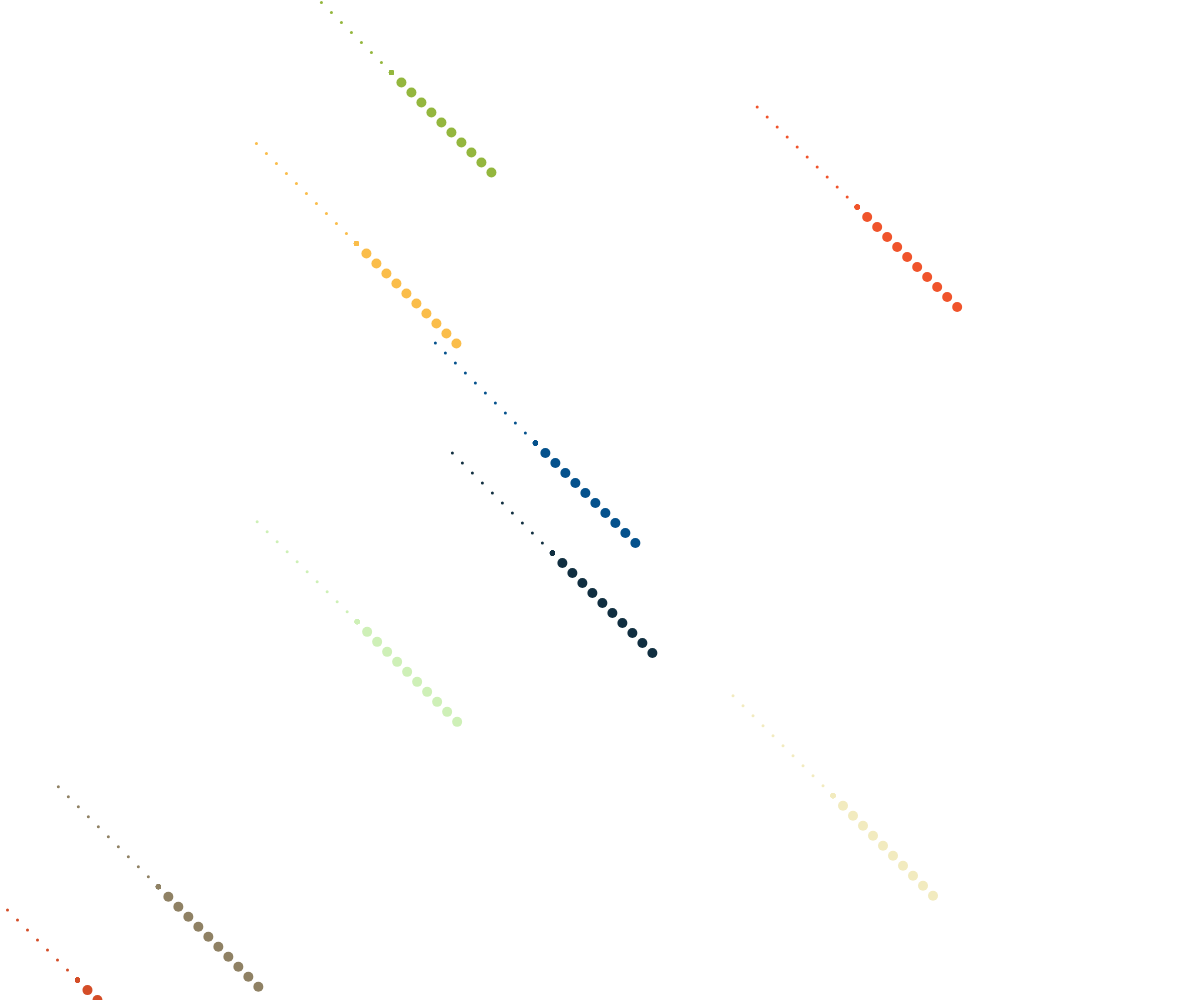
Frame 1 (no input)
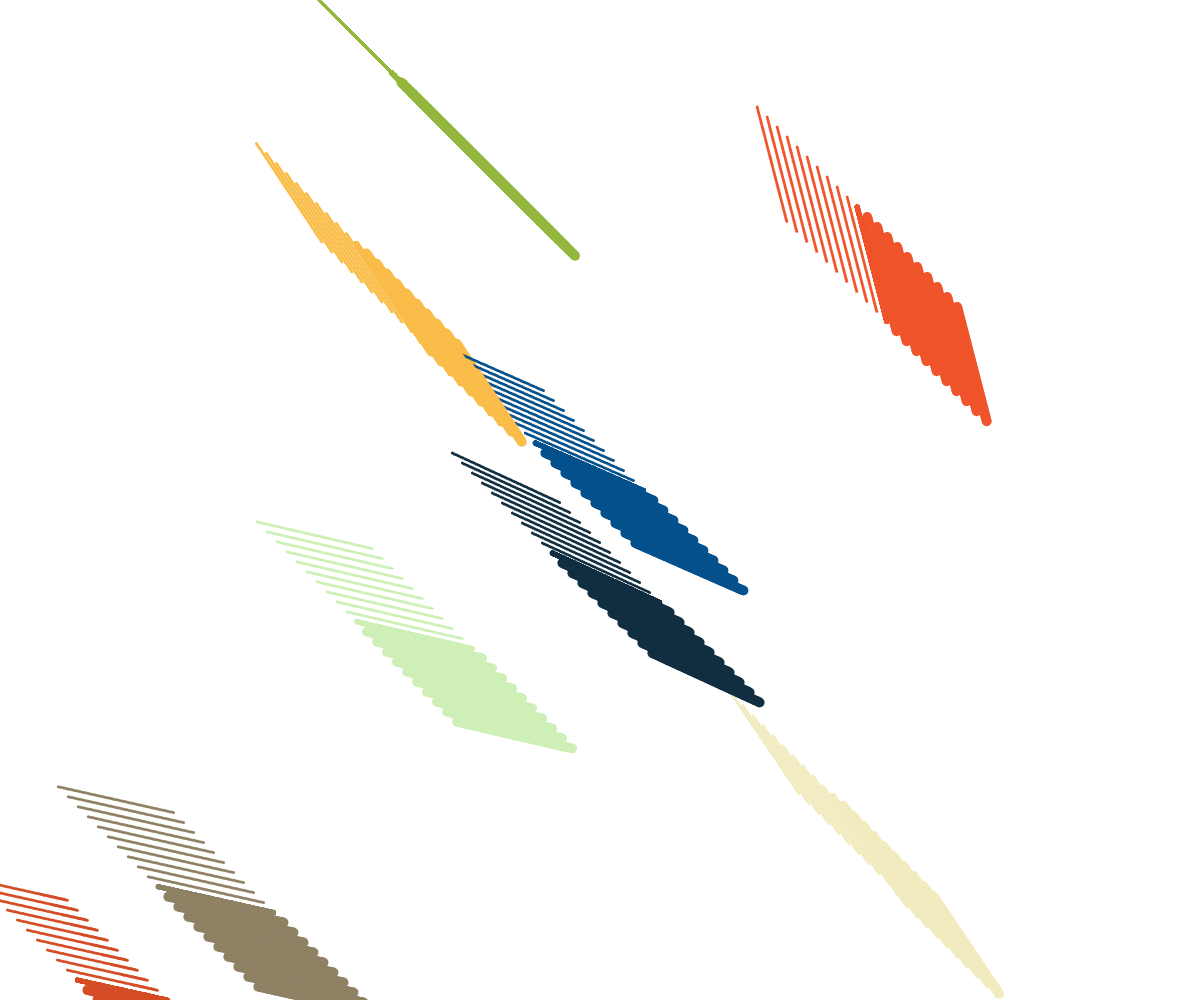
Frame 60 (no input)
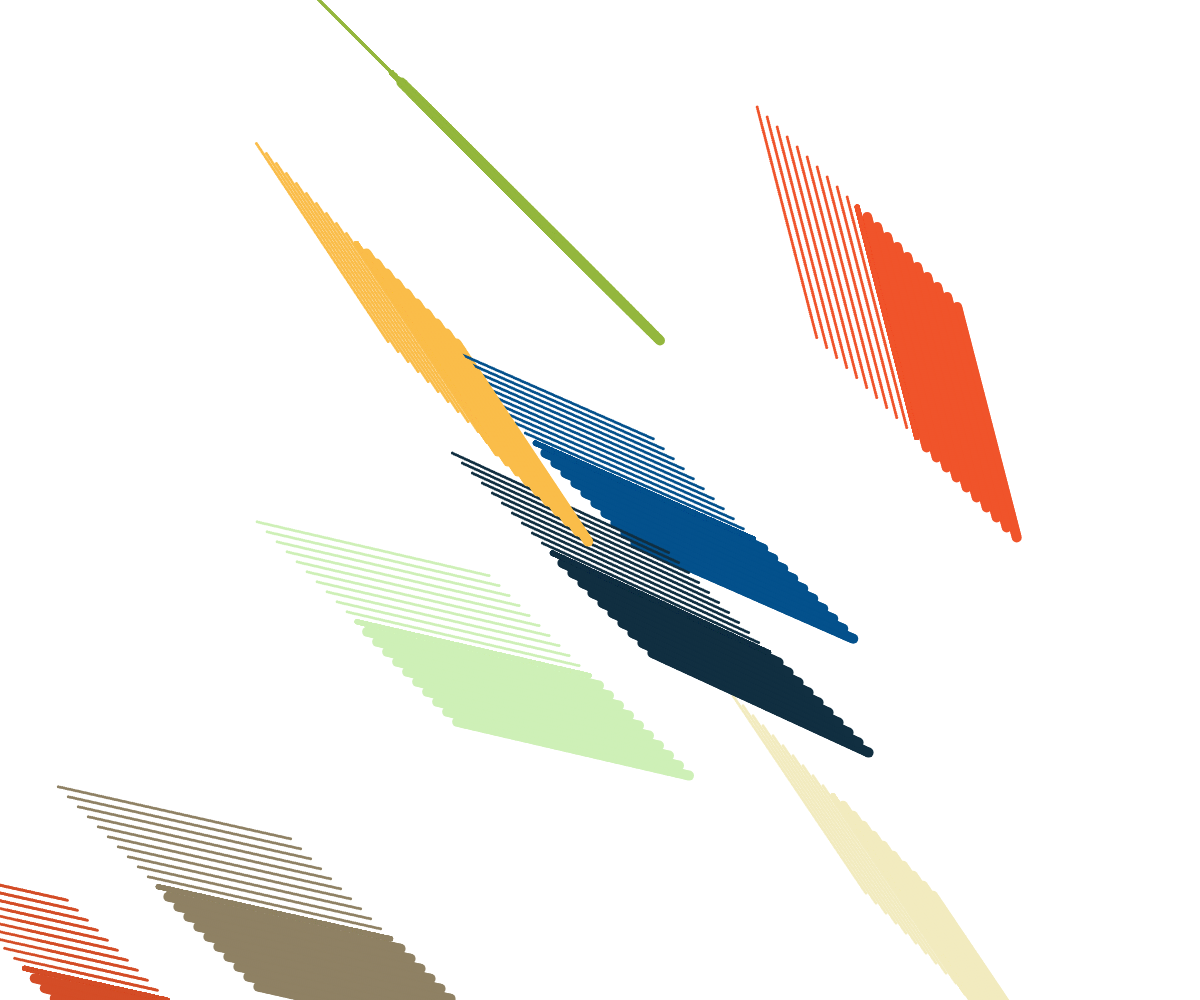
Frame 120 (the mouse pressed at the canvas centre since frame 60)

The p5.js sketch that drew these frames (run headless with seeded random() and noise() and a simulated clock; from frame 60 on, the mouse is pressed at the canvas centre):

// p5.js sketch
// ── sketch.js
let writers = [];
const numWriters = 10;

function Writero(_startX, _startY) {
  const position = createVector(_startX, _startY);
  const clr = random(colors);

  const numInsiders = 10;

  const getDirection = (x, y) => {
    // top left => bottom right
    if (x < width / 2 && y < height / 2) {
      return createVector(random((width / 2) * 2), random((height / 2) * 2));
    }

    // top right -> bottom left
    if (x > width / 2 && y < height / 2) {
      return createVector(random(width / 2), random((height / 2) * 2));
    }

    // bottom left => top right
    if (x < width / 2 && y > height / 2) {
      return createVector(random((width / 2) * 2), random(height / 2));
    }

    // bottom right => top left
    if (x > width / 2 && y > height / 2) {
      return createVector(random(width / 2), random(height / 2));
    }
  };

  const direction = getDirection(position.x, position.y).normalize().mult(2);
  const dirpl = false;

  const draw = () => {
    fill(clr);
    for (let i = 1; i <= numInsiders; i++) {
      circle(position.x, position.y, 5);
      circle(position.x - i * 10, position.y - i * 10, 3);
      circle(position.x + i * 10, position.y + i * 10, 10);
    }
    position.add(direction);

    if (
      position.x >= width ||
      position.y >= height ||
      position.x < 0 ||
      position.y < 0
    ) {
      direction.mult(-1);
    }

    // console.log(position.x, position.y);
  };

  return { draw };
}

function setup() {
  createCanvas(windowWidth, windowHeight);

  for (let i = 0; i < numWriters; i++) {
    writers.push(Writero(random(width), random(height)));
  }
}

function draw() {
  noStroke();
  writers.forEach((w) => w.draw());
}

// ── colors.js
var colors = [
  '#E6E2AF',
  '#A7A37E',
  '#EFECCA',
  '#046380',
  '002F2F',
  '#468966',
  '#FFF0A5',
  '#FFB03B',
  '#B64926',
  '8E2800',
  '#FCFFF5',
  '#D1DBBD',
  '#91AA9D',
  '#3E606F',
  '193441',
  '#FF6138',
  '#FFFF9D',
  '#BEEB9F',
  '#79BD8F',
  '00A388',
  '#105B63',
  '#FFFAD5',
  '#FFD34E',
  '#DB9E36',
  'BD4932',
  '#225378',
  '#1695A3',
  '#ACF0F2',
  '#F3FFE2',
  'EB7F00',
  '#2C3E50',
  '#E74C3C',
  '#ECF0F1',
  '#3498DB',
  '2980B9',
  '#000000',
  '#263248',
  '#7E8AA2',
  '#FFFFFF',
  'FF9800',
  '#004358',
  '#1F8A70',
  '#BEDB39',
  '#FFE11A',
  'FD7400',
  '#DC3522',
  '#D9CB9E',
  '#374140',
  '#2A2C2B',
  '1E1E20',
  '#7D8A2E',
  '#C9D787',
  '#FFFFFF',
  '#FFC0A9',
  'FF8598',
  '#B9121B',
  '#4C1B1B',
  '#F6E497',
  '#FCFAE1',
  'BD8D46',
  '#2E0927',
  '#D90000',
  '#FF2D00',
  '#FF8C00',
  '04756F',
  '#595241',
  '#B8AE9C',
  '#FFFFFF',
  '#ACCFCC',
  '8A0917',
  '#10222B',
  '#95AB63',
  '#BDD684',
  '#E2F0D6',
  'F6FFE0',
  '#F6F792',
  '#333745',
  '#77C4D3',
  '#DAEDE2',
  'EA2E49',
  '#703030',
  '#2F343B',
  '#7E827A',
  '#E3CDA4',
  'C77966',
  '#2F2933',
  '#01A2A6',
  '#29D9C2',
  '#BDF271',
  'FFFFA6',
  '#D8CAA8',
  '#5C832F',
  '#284907',
  '#382513',
  '363942',
  '#FFF8E3',
  '#CCCC9F',
  '#33332D',
  '#9FB4CC',
  'DB4105',
  '#85DB18',
  '#CDE855',
  '#F5F6D4',
  '#A7C520',
  '493F0B',
  '#04BFBF',
  '#CAFCD8',
  '#F7E967',
  '#A9CF54',
  '588F27',
  '#292929',
  '#5B7876',
  '#8F9E8B',
  '#F2E6B6',
  '412A22',
  '#332532',
  '#644D52',
  '#F77A52',
  '#FF974F',
  'A49A87',
  '#405952',
  '#9C9B7A',
  '#FFD393',
  '#FF974F',
  'F54F29',
  '#2B3A42',
  '#3F5765',
  '#BDD4DE',
  '#EFEFEF',
  'FF530D',
  '#962D3E',
  '#343642',
  '#979C9C',
  '#F2EBC7',
  '348899',
  '#96CA2D',
  '#B5E655',
  '#EDF7F2',
  '#4BB5C1',
  '7FC6BC',
  '#1C1D21',
  '#31353D',
  '#445878',
  '#92CDCF',
  'EEEFF7',
  '#3E454C',
  '#2185C5',
  '#7ECEFD',
  '#FFF6E5',
  'FF7F66',
  '#00585F',
  '#009393',
  '#FFFCC4',
  '#F0EDBB',
  'FF3800',
  '#B4AF91',
  '#787746',
  '#40411E',
  '#32331D',
  'C03000',
  '#63A69F',
  '#F2E1AC',
  '#F2836B',
  '#F2594B',
  'CD2C24',
  '#88A825',
  '#35203B',
  '#911146',
  '#CF4A30',
  'ED8C2B',
  '#F2385A',
  '#F5A503',
  '#E9F1DF',
  '#4AD9D9',
  '36B1BF',
  '#CFC291',
  '#FFF6C5',
  '#A1E8D9',
  '#FF712C',
  '695D46',
  '#FF5335',
  '#B39C85',
  '#306E73',
  '#3B424D',
  '1D181F',
  '#000000',
  '#333333',
  '#FF358B',
  '#01B0F0',
  'AEEE00',
  '#E8E595',
  '#D0A825',
  '#40627C',
  '#26393D',
  'FFFAE4',
  '#E7E8D1',
  '#D3CEAA',
  '#FBF7E4',
  '#424242',
  '8E001C',
  '#354242',
  '#ACEBAE',
  '#FFFF9D',
  '#C9DE55',
  '7D9100',
  '#2F2933',
  '#01A2A6',
  '#29D9C2',
  '#BDF271',
  'FFFFA6',
  '#DDDCC5',
  '#958976',
  '#611427',
  '#1D2326',
  '6A6A61',
  '#6C6E58',
  '#3E423A',
  '#417378',
  '#A4CFBE',
  'F4F7D9',
  '#E1E6FA',
  '#C4D7ED',
  '#ABC8E2',
  '#375D81',
  '183152',
  '#6B0C22',
  '#D9042B',
  '#F4CB89',
  '#588C8C',
  '011C26',
  '#304269',
  '#91BED4',
  '#D9E8F5',
  '#FFFFFF',
  'F26101',
  '#96CEB4',
  '#FFEEAD',
  '#FF6F69',
  '#FFCC5C',
  'AAD8B0',
  '#B0CC99',
  '#677E52',
  '#B7CA79',
  '#F6E8B1',
  '89725B',
  '#334D5C',
  '#45B29D',
  '#EFC94C',
  '#E27A3F',
  'DF5A49',
  '#16193B',
  '#35478C',
  '#4E7AC7',
  '#7FB2F0',
  'ADD5F7',
  '#00261C',
  '#044D29',
  '#168039',
  '#45BF55',
  '96ED89',
  '#36362C',
  '#5D917D',
  '#A8AD80',
  '#E6D4A7',
  '825534',
  '#F9E4AD',
  '#E6B098',
  '#CC4452',
  '#723147',
  '31152B',
  '#2C3E50',
  '#FC4349',
  '#D7DADB',
  '#6DBCDB',
  'FFFFFF',
  '#002635',
  '#013440',
  '#AB1A25',
  '#D97925',
  'EFE7BE',
  '#FF8000',
  '#FFD933',
  '#CCCC52',
  '#8FB359',
  '192B33',
  '#272F32',
  '#9DBDC6',
  '#FFFFFF',
  '#FF3D2E',
  'DAEAEF',
  '#B8ECD7',
  '#083643',
  '#B1E001',
  '#CEF09D',
  '476C5E',
  '#002F32',
  '#42826C',
  '#A5C77F',
  '#FFC861',
  'C84663',
  '#5C4B51',
  '#8CBEB2',
  '#F2EBBF',
  '#F3B562',
  'F06060',
  '#5A1F00',
  '#D1570D',
  '#FDE792',
  '#477725',
  'A9CC66',
  '#5E0042',
  '#2C2233',
  '#005869',
  '#00856A',
  '8DB500',
  '#52656B',
  '#FF3B77',
  '#CDFF00',
  '#FFFFFF',
  'B8B89F',
  '#801637',
  '#047878',
  '#FFB733',
  '#F57336',
  'C22121',
  '#730046',
  '#BFBB11',
  '#FFC200',
  '#E88801',
  'C93C00',
  '#24221F',
  '#363F45',
  '#4B5F6D',
  '#5E7C88',
  'FEB41C',
  '#E64661',
  '#FFA644',
  '#998A2F',
  '#2C594F',
  '002D40',
  '#C24704',
  '#D9CC3C',
  '#FFEB79',
  '#A0E0A9',
  '00ADA7',
  '#484A47',
  '#C1CE96',
  '#ECEBF0',
  '#687D77',
  '353129',
  '#588C7E',
  '#F2E394',
  '#F2AE72',
  '#D96459',
  '8C4646',
  '#BAB293',
  '#A39770',
  '#EFE4BD',
  '#A32500',
  '2B2922',
  '#6A7059',
  '#FDEEA7',
  '#9BCC93',
  '#1A9481',
  '003D5C',
  '#174C4F',
  '#207178',
  '#FF9666',
  '#FFE184',
  'F5E9BE',
  '#D5FBFF',
  '#9FBCBF',
  '#647678',
  '#2F3738',
  '59D8E6',
  '#DB5800',
  '#FF9000',
  '#F0C600',
  '#8EA106',
  '59631E',
  '#450003',
  '#5C0002',
  '#94090D',
  '#D40D12',
  'FF1D23',
  '#211426',
  '#413659',
  '#656F8C',
  '#9BBFAB',
  'F2EFDF',
  '#EA6045',
  '#F8CA4D',
  '#F5E5C0',
  '#3F5666',
  '2F3440',
  '#F2F2F2',
  '#C6E070',
  '#91C46C',
  '#287D7D',
  '1C344D',
  '#334D5C',
  '#45B29D',
  '#EFC94C',
  '#E27A3F',
  'DF5A49',
  '#705B35',
  '#C7B07B',
  '#E8D9AC',
  '#FFF6D9',
  '570026',
  '#F7F2B2',
  '#ADCF4F',
  '#84815B',
  '#4A1A2C',
  '8E3557',
  '#1A1F2B',
  '#30395C',
  '#4A6491',
  '#85A5CC',
  'D0E4F2',
  '#25064D',
  '#36175E',
  '#553285',
  '#7B52AB',
  '9768D1',
  '#004056',
  '#2C858D',
  '#74CEB7',
  '#C9FFD5',
  'FFFFCB',
  '#CFCA4C',
  '#FCF5BF',
  '#9FE5C2',
  '#5EB299',
  '745A33',
  '#776045',
  '#A8C545',
  '#DFD3B6',
  '#FFFFFF',
  '0092B2',
  '#CC3910',
  '#F1F2C0',
  '#CCC59E',
  '#8FA68E',
  '332F29',
  '#FF6600',
  '#C13B00',
  '#5E6D70',
  '#424E4F',
  '1B1D1E',
  '#690011',
  '#BF0426',
  '#CC2738',
  '#F2D99C',
  'E5B96F',
  '#1B1D26',
  '#425955',
  '#778C7A',
  '#F1F2D8',
  'BFBD9F',
  '#F6B1C3',
  '#F0788C',
  '#DE264C',
  '#BC0D35',
  'A20D1E',
  '#597533',
  '#332F28',
  '#61B594',
  '#E6DEA5',
  'C44E18',
  '#3FB8AF',
  '#7FC7AF',
  '#DAD8A7',
  '#FF9E9D',
  'FF3D7F',
  '#0F2D40',
  '#194759',
  '#296B73',
  '#3E8C84',
  'D8F2F0',
  '#42282F',
  '#74A588',
  '#D6CCAD',
  '#DC9C76',
  'D6655A',
  '#002A4A',
  '#17607D',
  '#FFF1CE',
  '#FF9311',
  'D64700',
  '#003056',
  '#04518C',
  '#00A1D9',
  '#47D9BF',
  'F2D03B',
  '#13140F',
  '#D4FF00',
  '#E4FFE6',
  '#68776C',
  '00D6DD',
  '#FCFAD0',
  '#A1A194',
  '#5B605F',
  '#464646',
  'A90641',
  '#289976',
  '#67CC8E',
  '#B1FF91',
  '#FFE877',
  'FF5600',
  '#302B1D',
  '#3F522B',
  '#737D26',
  '#A99E46',
  'D9CB84',
  '#56626B',
  '#6C9380',
  '#C0CA55',
  '#F07C6C',
  'AD5472',
  '#32450C',
  '#717400',
  '#DC8505',
  '#EC5519',
  'BE2805',
  '#C7B773',
  '#E3DB9A',
  '#F5FCD0',
  '#B1C2B3',
  '778691',
  '#E83A25',
  '#FFE9A3',
  '#98CC96',
  '#004563',
  '191B28',
  '#3399CC',
  '#67B8DE',
  '#91C9E8',
  '#B4DCED',
  'E8F8FF',
  '#1A212C',
  '#1D7872',
  '#71B095',
  '#DEDBA7',
  'D13F32',
  '#7D2A35',
  '#CC9258',
  '#917A56',
  '#B4BA6C',
  'FEFFC2',
  '#E7E9D1',
  '#D3D4AA',
  '#FCFAE6',
  '#444444',
  '901808',
  '#FFFFFF',
  '#AEAEAE',
  '#E64C66',
  '#2D3E50',
  '1BBC9B',
  '#E0FFB3',
  '#61C791',
  '#31797D',
  '#2A2F36',
  'F23C55',
  '#EB5937',
  '#1C1919',
  '#403D3C',
  '#456F74',
  'D3CBBD',
  '#E6DD00',
  '#8CB302',
  '#008C74',
  '#004C66',
  '332B40',
  '#14A697',
  '#F2C12E',
  '#F29D35',
  '#F27649',
  'F25252',
  '#261822',
  '#40152A',
  '#731630',
  '#CC1E2C',
  'FF5434',
  '#261F27',
  '#FEE169',
  '#CDD452',
  '#F9722E',
  'C9313D',
  '#5C4B51',
  '#8CBEB2',
  '#F2EBBF',
  '#F3B562',
  'F06060',
  '#2F3837',
  '#C5C7B6',
  '#FFF8D3',
  '#4C493E',
  '222028',
  '#E3CBAC',
  '#9C9985',
  '#C46D3B',
  '#788880',
  '324654',
  '#3F0B1B',
  '#7A1631',
  '#CF423C',
  '#FC7D49',
  'FFD462',
  '#14212B',
  '#293845',
  '#4F6373',
  '#8F8164',
  'D9D7AC',
  '#98A89E',
  '#BAC0AC',
  '#FAFAC6',
  '#FF4411',
  'D40015',
  '#FEFFFF',
  '#3C3F36',
  '#9FB03E',
  '#EBE9DC',
  '72918B',
  '#CC6B32',
  '#FFAB48',
  '#FFE7AD',
  '#A7C9AE',
  '888A63',
  '#262526',
  '#404040',
  '#8C8979',
  '#F2F2F2',
  'F60A20',
  '#00305A',
  '#004B8D',
  '#0074D9',
  '#4192D9',
  '7ABAF2',
  '#0C273D',
  '#54D0ED',
  '#FFFEF1',
  '#70B85D',
  '2C5E2E',
  '#4C1B33',
  '#EFE672',
  '#98A942',
  '#2D6960',
  '141D14',
  '#2F3540',
  '#666A73',
  '#F2EDE4',
  '#D9D1C7',
  '8C8681',
  '#0D1F30',
  '#3B6670',
  '#8BADA3',
  '#F0E3C0',
  'DB6C0F',
  '#FFBC67',
  '#DA727E',
  '#AC6C82',
  '#685C79',
  '455C7B',
  '#092140',
  '#024959',
  '#F2C777',
  '#F24738',
  'BF2A2A',
  '#133463',
  '#365FB7',
  '#799AE0',
  '#F4EFDC',
  'BA9B65',
  '#C4D4CB',
  '#55665E',
  '#30282A',
  '#542733',
  'E84167',
  '#CDDEC6',
  '#4DAAAB',
  '#1E4F6A',
  '#2A423C',
  '93A189',
  '#EF5411',
  '#FA5B0F',
  '#FF6517',
  '#FF6D1F',
  'FF822E',
  '#41434A',
  '#6E9489',
  '#DEDCC3',
  '#F2F1E9',
  '877963',
  '#292929',
  '#2BBFBD',
  '#F2B33D',
  '#F29B30',
  'F22E2E',
  '#F2385A',
  '#F5A503',
  '#E9F1DF',
  '#56D9CD',
  '3AA1BF',
  '#D5F8B4',
  '#A6E3A8',
  '#8A9A85',
  '#7E566B',
  '422335',
  '#3CBAC8',
  '#93EDD4',
  '#F3F5C4',
  '#F9CB8F',
  'F19181',
  '#979926',
  '#38CCB5',
  '#EEFF8E',
  '#FFD767',
  'CC2A09',
  '#404040',
  '#024959',
  '#037E8C',
  '#F2EFDC',
  'F24C27',
  '#94B34D',
  '#D3FF82',
  '#363D52',
  '#121D2B',
  '111B1C',
  '#282E33',
  '#25373A',
  '#164852',
  '#495E67',
  'FF3838',
  '#313732',
  '#8AA8B0',
  '#DEDEDE',
  '#FFFFFF',
  'F26101',
  '#FFFFFF',
  '#E5E1D1',
  '#52616D',
  '#2C343B',
  'C44741',
  '#FFF6B8',
  '#ABCCA7',
  '#403529',
  '#7A5E2F',
  'A68236',
  '#4F1025',
  '#C5003E',
  '#D9FF5B',
  '#78AA00',
  '15362D',
  '#49404F',
  '#596166',
  '#D1FFCD',
  '#A9BD8B',
  '948A54',
  '#FF2151',
  '#FF7729',
  '#FFAD29',
  '#FFEBCA',
  '1AB58A',
  '#73603D',
  '#BF8A49',
  '#F2CA80',
  '#5E5A59',
  '0D0D0D',
  '#3D4C53',
  '#70B7BA',
  '#F1433F',
  '#E7E1D4',
  'FFFFFF',
  '#006D8D',
  '#008A6E',
  '#549E39',
  '#8AB833',
  'C0CF3A',
  '#BDDFB3',
  '#2BAA9C',
  '#2F2E2E',
  '#0F2625',
  '465F3F',
  '#F2F2F2',
  '#BF0404',
  '#8C0303',
  '#590202',
  '400101',
  '#76A19A',
  '#272123',
  '#A68D60',
  '#B0C5BB',
  'D9593D',
  '#0E3D59',
  '#88A61B',
  '#F29F05',
  '#F25C05',
  'D92525',
  '#C1E1ED',
  '#76C7C6',
  '#273D3B',
  '#131A19',
  'E35C14',
  '#2D112C',
  '#530031',
  '#820233',
  '#CA293E',
  'EF4339',
  '#AF7575',
  '#EFD8A1',
  '#BCD693',
  '#AFD7DB',
  '3D9CA8',
  '#D74B4B',
  '#DCDDD8',
  '#475F77',
  '#354B5E',
  'FFFFFF',
  '#FFF6C9',
  '#C8E8C7',
  '#A4DEAB',
  '#85CC9F',
  '499E8D',
  '#229396',
  '#8BA88F',
  '#C7C5A7',
  '#F0DFD0',
  'F23C3C',
  '#57385C',
  '#A75265',
  '#EC7263',
  '#FEBE7E',
  'FFEDBC',
  '#96526B',
  '#D17869',
  '#EBAD60',
  '#F5CF66',
  '8BAB8D',
  '#0D1C33',
  '#17373C',
  '#2B6832',
  '#4F9300',
  'A1D700',
  '#1B2B32',
  '#37646F',
  '#A3ABAF',
  '#E1E7E8',
  'B22E2F',
  '#C5D9B2',
  '#53A194',
  '#572C2C',
  '#3D2324',
  '695A3B',
  '#425957',
  '#81AC8B',
  '#F2E5A2',
  '#F89883',
  'D96666',
  '#002E40',
  '#2A5769',
  '#FFFFFF',
  '#FABD4A',
  'FA9600',
  '#FFFEFC',
  '#E2E3DF',
  '#515B5E',
  '#2E3233',
  'CAF200',
  '#FFF0A3',
  '#B8CC6E',
  '#4B6000',
  '#E4F8FF',
  '004460',
  '#3B596A',
  '#427676',
  '#3F9A82',
  '#A1CD73',
  'ECDB60',
  '#F2E6CE',
  '#8AB39F',
  '#606362',
  '#593325',
  '1D1D1F',
  '#212B40',
  '#C2E078',
  '#FFFFFF',
  '#BADCDD',
  '547B97',
  '#0B3C4D',
  '#0E5066',
  '#136480',
  '#127899',
  '1A8BB3',
  '#222130',
  '#464D57',
  '#D4E8D3',
  '#FFFCFB',
  'ED8917',
  '#B33600',
  '#FF8A00',
  '#FFC887',
  '#CC5400',
  'B31E00',
  '#012530',
  '#28544B',
  '#ACBD86',
  '#FFD6A0',
  'FF302C',
  '#2E95A3',
  '#50B8B4',
  '#C6FFFA',
  '#E2FFA8',
  'D6E055',
  '#112F41',
  '#068587',
  '#4FB99F',
  '#F2B134',
  'ED553B',
  '#202B30',
  '#4E7178',
  '#4FA9B8',
  '#74C0CF',
  'F1F7E2',
  '#302B2F',
  '#696153',
  '#FFA600',
  '#9BB58F',
  'FFD596',
  '#458C6B',
  '#F2D8A7',
  '#D9A86C',
  '#D94436',
  'A62424',
  '#22475E',
  '#75B08A',
  '#F0E797',
  '#FF9D84',
  'FF5460',
  '#FFAA5C',
  '#DA727E',
  '#AC6C82',
  '#685C79',
  '455C7B',
  '#686E75',
  '#9BAAC1',
  '#82787B',
  '#E4F1DB',
  'AAC19B',
  '#F0C755',
  '#E2AD3B',
  '#BF5C00',
  '#901811',
  '5C110F',
  '#FFFBDC',
  '#BFBCA5',
  '#7F7D6E',
  '#3F3E37',
  'E5E2C6',
  '#BEBEBE',
  '#F1E4D8',
  '#594735',
  '#94C7BA',
  'D8F1E4',
  '#1B1E26',
  '#F2EFBD',
  '#B6D051',
  '#70A99A',
  '2F6D7A',
  '#F7E4A2',
  '#A7BD5B',
  '#DC574E',
  '#8DC7B8',
  'ED9355',
  '#70E8CB',
  '#FFE9C7',
  '#FF5B5B',
  '#545454',
  '2D2D2F',
  '#17111A',
  '#321433',
  '#660C47',
  '#B33467',
  'CCBB51',
  '#2B2E2E',
  '#595855',
  '#A2ABA5',
  '#CAE6E8',
  '313F54',
  '#023B47',
  '#295E52',
  '#F2E085',
  '#FCAB55',
  'EE7F38',
  '#302C29',
  '#D1D1BC',
  '#A7C4BB',
  '#6C8C84',
  '466964',
  '#212629',
  '#067778',
  '#49B8A8',
  '#85EDB6',
  'D9E5CD',
  '#334D5C',
  '#45B29D',
  '#EFC94C',
  '#E27A3F',
  'DF4949',
  '#2C3E50',
  '#FC4349',
  '#6DBCDB',
  '#D7DADB',
  'FFFFFF',
  '#35262D',
  '#FFFBFF',
  '#E8ECED',
  '#A4B7BB',
  '76A0B0',
  '#61E8D2',
  '#FCEEB9',
  '#302F25',
  '#704623',
  'BBE687',
  '#E1E6B9',
  '#C4D7A4',
  '#ABC8A4',
  '#375D3B',
  '183128',
  '#C98B2F',
  '#803C27',
  '#C56520',
  '#E1B41B',
  '807916',
  '#A3D9B0',
  '#93BF9E',
  '#F2F0D5',
  '#8C8474',
  '40362E',
  '#524656',
  '#CF4747',
  '#EA7A58',
  '#E4DCCB',
  'A6C4BC',
  '#5C2849',
  '#A73E5C',
  '#EC4863',
  '#FFDA66',
  '1FCECB',
  '#0EEAFF',
  '#15A9FA',
  '#1B76FF',
  '#1C3FFD',
  '2C1DFF',
  '#010000',
  '#393845',
  '#9B96A3',
  '#5C0009',
  '940315',
  '#468071',
  '#FFE87A',
  '#FFCA53',
  '#FF893B',
  'E62738',
  '#404040',
  '#024959',
  '#037E8C',
  '#F2EFDC',
  'F24C27',
  '#FF765E',
  '#C2AE8B',
  '#FCCF65',
  '#FFE5C6',
  'B7BDC4',
  '#003647',
  '#00717D',
  '#F2D8A7',
  '#A4A66A',
  '515932',
  '#FAFAC0',
  '#C4BE90',
  '#8C644C',
  '#594D37',
  '293033',
  '#2B3A42',
  '#3F5765',
  '#BDD4DE',
  '#EFEFEF',
  'E74C3C',
  '#3B3B3B',
  '#A8877E',
  '#FFA49D',
  '#FF7474',
  'FF476C',
  '#0A3A4A',
  '#196674',
  '#33A6B2',
  '#9AC836',
  'D0E64B',
  '#FFA340',
  '#38001C',
  '#571133',
  '#017A74',
  '00C2BA',
  '#DCEBDD',
  '#A0D5D6',
  '#789AA1',
  '#304345',
  'AD9A27',
  '#588C7E',
  '#F2E394',
  '#F2AE72',
  '#D96459',
  '8C4646',
  '#F0E6B1',
  '#B5D6AA',
  '#99A37A',
  '#70584B',
  '3D3536',
  '#2F400D',
  '#8CBF26',
  '#A8CA65',
  '#E8E5B0',
  '419184',
  '#010712',
  '#13171F',
  '#1C1F26',
  '#24262D',
  '961227',
  '#403F33',
  '#6E755F',
  '#AFC2AA',
  '#FFDEA1',
  'E64C10',
  '#C74029',
  '#FAE8CD',
  '#128085',
  '#385052',
  'F0AD44',
  '#CFF09E',
  '#A8DBA8',
  '#79BD9A',
  '#3B8686',
  '0B486B',
  '#E0401C',
  '#E6B051',
  '#272F30',
  '#F7EDB7',
  '9E2B20',
  '#FFE2C5',
  '#FFEEDD',
  '#FFDDAA',
  '#FFC484',
  'FFDD99',
  '#FFFFE4',
  '#F2E5BD',
  '#B9BF8E',
  '#A69F7C',
  '8C6865',
  '#5C8A2D',
  '#AFD687',
  '#FFFFFF',
  '#00C3A9',
  '008798',
  '#4F3130',
  '#FF1F3D',
  '#5BE3E3',
  '#FDFFF1',
  '8B9698',
  '#D23600',
  '#D95100',
  '#DE6D00',
  '#EE8900',
  'FCA600',
  '#FFFFFA',
  '#A1A194',
  '#5B605F',
  '#464646',
  'FF6600',
  '#F34A53',
  '#FAE3B4',
  '#AAC789',
  '#437356',
  '1E4147',
  '#2A7A8C',
  '#176273',
  '#063540',
  '#E6D9CF',
  '403D3A',
  '#21455B',
  '#567D8C',
  '#A59E8C',
  '#8C8372',
  'F2F2F2',
  '#012340',
  '#026873',
  '#83A603',
  '#BBBF45',
  'F2F0CE',
  '#FDFF98',
  '#A7DB9E',
  '#211426',
  '#6B073B',
  'DA8C25',
  '#002F36',
  '#142426',
  '#D1B748',
  '#EDDB43',
  'FFFD84',
  '#420000',
  '#600000',
  '#790000',
  '#931111',
  'BF1616',
  '#3C989E',
  '#5DB5A4',
  '#F4CDA5',
  '#F57A82',
  'ED5276',
  '#23A38F',
  '#B7C11E',
  '#EFF1C2',
  '#F0563D',
  '2E313D',
  '#F5ECD9',
  '#2BACB5',
  '#B4CCB9',
  '#E84D5B',
  '3B3B3B',
  '#A5EB3C',
  '#60C21E',
  '#159E31',
  '#53DB50',
  'C5FFCB',
  '#263138',
  '#406155',
  '#7C9C71',
  '#DBC297',
  'FF5755',
  '#0A111F',
  '#263248',
  '#7E8AA2',
  '#E3E3E3',
  'C73226',
  '#003B59',
  '#00996D',
  '#A5D900',
  '#F2E926',
  'FF930E',
  '#00A19A',
  '#04BF9D',
  '#F2E85C',
  '#F53D54',
  '404040',
  '#324152',
  '#47535E',
  '#796466',
  '#C1836A',
  'DEA677',
  '#036F73',
  '#84CDC2',
  '#FEF2D8',
  '#F18C79',
  'EF504F',
  '#174040',
  '#888C65',
  '#D9CA9C',
  '#D98162',
  'A65858',
  '#56797F',
  '#87A0A4',
  '#FCFBDC',
  '#F2DDB6',
  'A6937C',
  '#A8BAA9',
  '#FFF5CF',
  '#DBCDAD',
  '#B39C7D',
  '806854',
  '#60655F',
  '#AB9675',
  '#FFE0C9',
  '#D4CCBA',
  'CF8442',
  '#BDDFB3',
  '#009D57',
  '#2C372E',
  '#0F2925',
  '465F3F',
  '#3E3947',
  '#735360',
  '#D68684',
  '#F1B0B0',
  'EBD0C4',
  '#0A7B83',
  '#2AA876',
  '#FFD265',
  '#F19C65',
  'CE4D45',
  '#FFFFFF',
  '#F4921E',
  '#858585',
  '#C5D2DB',
  '3E6B85',
  '#11151E',
  '#212426',
  '#727564',
  '#B9AA81',
  '690C07',
  '#000000',
  '#910000',
  '#CBB370',
  '#FFFBF1',
  '21786C',
  '#F78F00',
  '#C43911',
  '#75003C',
  '#37154A',
  '0F2459',
  '#003354',
  '#91BED4',
  '#D9E8F5',
  '#FFFFFF',
  'F26101',
  '#3DA8A4',
  '#7ACCBE',
  '#FFFFF7',
  '#FF99A1',
  'FF5879',
  '#64C733',
  '#F0F0F0',
  '#3E879E',
  '#57524D',
  '36302B',
  '#343844',
  '#2AB69D',
  '#E65848',
  '#FDC536',
  'FCF2D7',
  '#E34517',
  '#F5FF53',
  '#B4E85E',
  '#00BD72',
  '0B4239',
  '#A84B3A',
  '#FF9F67',
  '#233138',
  '#FFF7F5',
  '4C646B',
  '#59535E',
  '#FAEEFF',
  '#F1BAF3',
  '#5D4970',
  '372049',
  '#FF6F22',
  '#D9984F',
  '#FFE8A9',
  '#3E4237',
  '32948A',
  '#5D7370',
  '#7FA6A1',
  '#B8D9B8',
  '#D6EDBD',
  'FFF5BC',
  '#FFBE00',
  '#FFDC00',
  '#FFD10F',
  '#FFDE20',
  'E8CA00',
  '#003840',
  '#005A5B',
  '#007369',
  '#008C72',
  '02A676',
  '#E1E6FA',
  '#C4D7ED',
  '#ABC8E2',
  '#375D81',
  '183152',
  '#BA2F1D',
  '#FFF8A4',
  '#F5E67F',
  '#264A59',
  '1E2C30',
  '#222526',
  '#FFBB6E',
  '#F28D00',
  '#D94F00',
  '80203B',
  '#EBD096',
  '#D1B882',
  '#5D8A66',
  '#1A6566',
  '21445B',
  '#F00807',
  '#5F6273',
  '#A4ABBF',
  '#CCC9D1',
  'E2E1E9',
  '#DFE0AF',
  '#A4BAA2',
  '#569492',
  '#41505E',
  '383245',
  '#152737',
  '#2B4E69',
  '#799AA5',
  '#FFFFF0',
  '682321',
  '#C44C51',
  '#FFB6B8',
  '#FFEFB6',
  '#A2B5BF',
  '5F8CA3',
  '#5ADED4',
  '#4DAAAB',
  '#26596A',
  '#163342',
  '6C98A1',
  '#FF5B2B',
  '#B1221C',
  '#34393E',
  '#8CC6D7',
  'FFDA8C',
  '#3D4D4D',
  '#99992E',
  '#E6E666',
  '#F2FFBF',
  '800033',
  '#242424',
  '#437346',
  '#97D95C',
  '#D9FF77',
  'E9EB9B',
  '#FFEBB0',
  '#FFB05A',
  '#F84322',
  '#C33A1A',
  '9F3818',
  '#4D2B2F',
  '#E57152',
  '#E8DE67',
  '#FFEFC3',
  'C0CCAB',
  '#A82221',
  '#DB5E31',
  '#EDA23E',
  '#F2CB67',
  'BFB840',
  '#3B3140',
  '#BFB8A3',
  '#F2E0C9',
  '#F2B9AC',
  'D97E7E',
  '#43464D',
  '#9197A6',
  '#D3DCF2',
  '#7690CF',
  '48577D',
  '#EFDFBB',
  '#9EBEA6',
  '#335D6A',
  '#D64F2A',
  '7A8A7F',
  '#000001',
  '#313634',
  '#C7CECF',
  '#5C0402',
  '941515',
  '#334D5C',
  '#45B29D',
  '#EFC94C',
  '#E27A3F',
  'DF5A49',
  '#F5F4E1',
  '#D6C9B5',
  '#B4AA97',
  '#D44917',
  '82877A',
  '#19162B',
  '#1C425C',
  '#6ABDC4',
  '#F0E4C5',
  'D6C28F',
  '#00132B',
  '#7F9DB0',
  '#C5E2ED',
  '#FFFFFF',
  'F95900',
  '#1F3642',
  '#6D968D',
  '#B6CCB8',
  '#FFE2B3',
  '56493F',
  '#08A689',
  '#82BF56',
  '#C7D93D',
  '#E9F2A0',
  'F2F2F2',
  '#DE3961',
  '#A4E670',
  '#FFFFDC',
  '#B3EECC',
  '00ADA7',
  '#849972',
  '#D9D094',
  '#A6A23E',
  '#4F2F1D',
  '8F5145',
  '#F41C54',
  '#FF9F00',
  '#FBD506',
  '#A8BF12',
  '00AAB5',
  '#00585F',
  '#009393',
  '#F5F3DC',
  '#454445',
  'FF5828',
  '#FF6138',
  '#FFFF9D',
  '#BEEB9F',
  '#79BD8F',
  '00A388',
  '#140B04',
  '#332312',
  '#B59D75',
  '#E3D2B4',
  'FFF7EA',
  '#ED3B3B',
  '#171F26',
  '#77B59C',
  '#F2E7B1',
  '635656',
  '#46594B',
  '#A6977C',
  '#D9B384',
  '#734F30',
  '260B01',
  '#CCB8A3',
  '#FF8FB1',
  '#FFF5EA',
  '#4E382F',
  'B29882',
  '#B70000',
  '#FFFFFF',
  '#FFCA3D',
  '#94C4F4',
  '0092B3',
  '#053B44',
  '#06736C',
  '#A53539',
  '#B9543C',
  'EAD075',
  '#E8C1B9',
  '#FFB3AB',
  '#FFCAB8',
  '#E8B69C',
  'FFCEAB',
  '#E7F2DF',
  '#69043B',
  '#59023B',
  '#231E2D',
  '161726',
  '#E82B1E',
  '#E5DEAF',
  '#A0B688',
  '#557A66',
  '453625',
  '#F1E6D4',
  '#BA3D49',
  '#791F33',
  '#9F9694',
  'E3E1DC',
  '#CED59F',
  '#F1EDC0',
  '#B1BEA4',
  '#647168',
  '282828',
  '#2C3E50',
  '#E74C3C',
  '#ECF0F1',
  '#3498DB',
  '646464',
  '#DE7047',
  '#FFDE8D',
  '#FFFFFF',
  '#CDDE47',
  '528540',
  '#8EAB99',
  '#40232B',
  '#D95829',
  '#D97338',
  'DEC085',
  '#E9662C',
  '#EBAF3C',
  '#00AC65',
  '#068894',
  '2B2B2B',
  '#46483C',
  '#A0AA8F',
  '#EBE3CB',
  '#FFFFFF',
  'F26101',
  '#170F0E',
  '#290418',
  '#505217',
  '#FFD372',
  'FFF1AF',
  '#263545',
  '#C4273C',
  '#D7DADB',
  '#6DBCDB',
  'FFFFFF',
  '#DCFAC0',
  '#B1E1AE',
  '#85C79C',
  '#56AE8B',
  '00968B',
  '#075807',
  '#097609',
  '#70AF1A',
  '#B9D40B',
  'E5EB0B',
  '#521000',
  '#712800',
  '#744E1D',
  '#879666',
  'F1D98C',
  '#261F26',
  '#3F3B40',
  '#6C7367',
  '#BFBF8A',
  'F2E086',
  '#2C3E50',
  '#FC4349',
  '#D7DADB',
  '#6DBCDB',
  'FFFFFF',
  '#506D7D',
  '#94CCB9',
  '#FFECA7',
  '#FFB170',
  'F07D65',
  '#3F4036',
  '#8DA681',
  '#F2E1C2',
  '#BF2806',
  '8C1D04',
  '#990700',
  '#CC542E',
  '#FF964F',
  '#FFCB7C',
  '787730',
  '#195073',
  '#7F8C1F',
  '#EE913F',
  '#F2E5BD',
  '9FD7C7',
  '#1B3E59',
  '#F2F0F0',
  '#FFAC00',
  '#BF0404',
  '730202',
  '#EA6045',
  '#F8CA4D',
  '#F5E5C0',
  '#3F5666',
  '2F3440',
  '#F95759',
  '#FDA099',
  '#FFFFFF',
  '#D9F3CB',
  '8AC2B0',
  '#265573',
  '#386D73',
  '#81A68A',
  '#9FBF8F',
  'D4D9B0',
  '#E1DA36',
  '#FFEA1B',
  '#6FE4DA',
  '#1DB0BC',
  '007BBC',
  '#013859',
  '#185E65',
  '#F9CC7F',
  '#F15C25',
  '9E1617',
  '#36CC7C',
  '#D6FFBE',
  '#94D794',
  '#228765',
  '77A668',
  '#94201F',
  '#D4421F',
  '#478A80',
  '#D9E061',
  'F08835',
  '#F16233',
  '#00B5B5',
  '#F0F0F0',
  '#3E4651',
  '5C6D7E',
  '#2E806C',
  '#76CC99',
  '#E0FFED',
  '#FF5F3A',
  'D2413C',
  '#00393B',
  '#00766C',
  '#44A18E',
  '#E5EDB6',
  'F6695B',
  '#734854',
  '#F2F2E9',
  '#D9D7C5',
  '#A69580',
  '736766',
  '#03497E',
  '#0596D5',
  '#9DEBFC',
  '#8D7754',
  'FEB228',
  '#F0E14C',
  '#FFBB20',
  '#FA7B12',
  '#E85305',
  '59CC0D',
  '#FE4365',
  '#FC9D9A',
  '#F9CDAD',
  '#C8C8A9',
  '83AF9B',
  '#00557C',
  '#186D94',
  '#3488AD',
  '#81C1DC',
  'BBE5F3',
  '#DEE8D7',
  '#918773',
  '#420A1A',
  '#240001',
  '4D493A',
  '#FFFFFF',
  '#CAC535',
  '#97AF25',
  '#158471',
  '41342C',
  '#041F3D',
  '#0B2E41',
  '#165751',
  '#448C61',
  '9AC16D',
  '#FA8C01',
  '#FF6405',
  '#577700',
  '#082400',
  'A0A600',
  '#78C0F9',
  '#FFDDCE',
  '#FFFFFF',
  '#FFDBE6',
  'FE86A4',
  '#351330',
  '#CC2A41',
  '#E7CAA4',
  '#759A8A',
  '524549',
  '#02151A',
  '#043A47',
  '#087891',
  '#C8C8C8',
  'B31D14',
  '#F34A53',
  '#FAE3B4',
  '#AAC789',
  '#437356',
  '1E4147',
  '#58838C',
  '#DAD7C7',
  '#BF996B',
  '#BF5841',
  'A61C1C',
  '#556354',
  '#E68F0D',
  '#8C948A',
  '#495450',
  '42423F',
  '#323640',
  '#5B6470',
  '#8C94A1',
  '#BDC7D6',
  'DFE2FF',
  '#FF0000',
  '#FF950B',
  '#2FA88C',
  '#DEEB00',
  '4B2C04',
  '#0F3D48',
  '#174C5B',
  '#366774',
  '#ECECE7',
  'E96151',
  '#3DBB7E',
  '#A3CD39',
  '#FBAC1D',
  '#F96C1E',
  'EE4036',
  '#23363B',
  '#A44F3F',
  '#F8983D',
  '#8D9151',
  'BBC946',
  '#4B5657',
  '#969481',
  '#D2C9B0',
  '#F4E3C1',
  'B6B835',
  '#E8980C',
  '#B1F543',
  '#F2FF00',
  '#FF5E00',
  '59BBAB',
  '#849696',
  '#FEFFFB',
  '#232D33',
  '#17384D',
  'FF972C',
  '#555555',
  '#7BB38E',
  '#F4F1D7',
  '#F8AB65',
  'F15C4C',
  '#1D3C42',
  '#67BFAD',
  '#F2EC99',
  '#F2C48D',
  'F25050',
  '#334D5C',
  '#45B29D',
  '#EFC94C',
  '#E27A3F',
  'DF4949',
  '#B8E1F2',
  '#249AA7',
  '#ABD25E',
  '#F8C830',
  'F1594A',
  '#FDEDD0',
  '#BCF1ED',
  '#FF634D',
  '#FD795B',
  'FFF0AA',
  '#FFFFFF',
  '#E5E1D1',
  '#52616D',
  '#2C343B',
  'C44741',
  '#FFFFF1',
  '#D5FF9B',
  '#8FB87F',
  '#5A7B6C',
  '374E5A',
  '#010340',
  '#0E1E8C',
  '#0003C7',
  '#1510F0',
  '1441F7',
  '#002A4A',
  '#17607D',
  '#FFF1CE',
  '#FF9311',
  'E33200',
  '#871E31',
  '#CCC097',
  '#9E9D7B',
  '#687061',
  '262626',
  '#F16663',
  '#F48D6C',
  '#F2E07B',
  '#8ABE9B',
  '4A6D8B',
  '#001F11',
  '#204709',
  '#0C8558',
  '#FFD96A',
  'FF4533',
  '#1D1626',
  '#F2E0BD',
  '#BFAA8F',
  '#8C786C',
  '594C4C',
  '#685D47',
  '#913420',
  '#1E2729',
  '#C1D9C5',
  'FEEFB1',
  '#1D7561',
  '#FC8448',
  '#FF4138',
  '#A8282B',
  '38141B',
  '#BF0633',
  '#FF484E',
  '#FF9273',
  '#D1D0B4',
  'E5ECED',
  '#8E9E63',
  '#E6DBB0',
  '#F5EED7',
  '#C4BCA0',
  '176573',
  '#665446',
  '#809994',
  '#AECCB6',
  '#DEF2C4',
  'E6683F',
  '#3D0D26',
  '#660A3E',
  '#891C56',
  '#B0276F',
  'C93482',
  '#082136',
  '#00294D',
  '#004B8D',
  '#0068C4',
  '2998FF',
  '#3C4631',
  '#9A746F',
  '#F8A2AB',
  '#F1C6B3',
  'EAE9C0',
  '#FF534E',
  '#FFD7AC',
  '#BED194',
  '#499989',
  '176785',
  '#006D80',
  '#BDA44D',
  '#3C2000',
  '#84CECC',
  '78A419',
  '#352C2B',
  '#3C555C',
  '#9E9657',
  '#FFEBCD',
  'CD5510',
  '#2C3E50',
  '#FC4349',
  '#6DBCDB',
  '#D7DADB',
  'FFFFFF',
  '#523631',
  '#D1BE91',
  '#605E3A',
  '#4D462F',
  '592F39',
  '#18293B',
  '#5B5A56',
  '#F2DEA0',
  '#D0B580',
  'FFFBFF',
  '#C8DBB6',
  '#ECEBB7',
  '#CCC68A',
  '#B8B165',
  '827A5D ',
  '#7DA88C',
  '#EBE9A0',
  '#BED24B',
  '#859132',
  '35323C',
  '#E8574C',
  '#F27B29',
  '#E6A51B',
  '#D9CC3C',
  '399977',
  '#324032',
  '#B7C22C',
  '#FFFFE1',
  '#22A8B5',
  '2A3F42',
  '#B3A589',
  '#FFB896',
  '#FFF9B1',
  '#9AB385',
  '11929E',
  '#272433',
  '#343F4F',
  '#3D6066',
  '#77994D',
  'B2D249',
  '#250701',
  '#6D4320',
  '#B0925F',
  '#E7DEC0',
  '82ABB8',
  '#023550',
  '#028A9E',
  '#04BFBF',
  '#EFEFEF',
  'FF530D',
  '#594732',
  '#40342A',
  '#7A422E',
  '#D4CA9A',
  'EDE5AE',
  '#013C4D',
  '#BA5B22',
  '#DB913C',
  '#F0B650',
  'FAD46B',
  '#143840',
  '#5C6B63',
  '#A69E89',
  '#E0C297',
  'D96523',
  '#3FB8AF',
  '#7FC7AF',
  '#DAD8A7',
  '#FFB38B',
  'FF3F34',
  '#CA3995',
  '#F58220',
  '#FFDF05',
  '#BED73D',
  '61BC46',
  '#FFE1D0',
  '#FFBFB4',
  '#FF837E',
  '#FF4242',
  'BF1616',
  '#C4EEFF',
  '#7BA32D',
  '#094201',
  '#A41717',
  'C48726',
  '#001325',
  '#187072',
  '#90BD90',
  '#D7D8A2',
  'F2E4C2',
  '#1A4F63',
  '#068587',
  '#6FB07F',
  '#FCB03C',
  'FC5B3F',
  '#97B350',
  '#333230',
  '#736D61',
  '#BAAB90',
  'FFE5BA',
  '#403D33',
  '#807966',
  '#CCC2A3',
  '#8C0000',
  '590000',
  '#5F8A42',
  '#86AD59',
  '#F6FAA1',
  '#F28410',
  'D66011',
  '#BF355D',
  '#ED8168',
  '#FAB66A',
  '#F2DC86',
  '83BFA1',
  '#E1F03E',
  '#FFBA14',
  '#DB3A0F',
  '#A1003D',
  '630024',
  '#212226',
  '#45433F',
  '#687067',
  '#BDBB99',
  'F0EAC3',
  '#FE4365',
  '#FC9D9A',
  '#F9CDAD',
  '#C8C8A9',
  '83AF9B',
  '#293B47',
  '#5F7A87',
  '#FFFFFF',
  '#CBFF48',
  '00ADA9',
  '#282A33',
  '#697371',
  '#FFE7A6',
  '#F5BA52',
  'FA8000',
  '#0C304A',
  '#2B79A1',
  '#F3F4F1',
  '#85A71E',
  'BFD841',
  '#008B83',
  '#4DAE83',
  '#A0AE79',
  '#FFE499',
  'FF665E',
  '#5D7359',
  '#E0D697',
  '#D6AA5C',
  '#8C5430',
  '661C0E',
  '#324452',
  '#97BDBF',
  '#F2DFBB',
  '#F28705',
  'BF3604',
  '#EEEFB9',
  '#6ACFAE',
  '#369C93',
  '#232928',
  'B03831',
  '#332F45',
  '#015770',
  '#2A8782',
  '#9FD6AE',
  'FFFED2',
  '#2B2830',
  '#5C504F',
  '#ABAB8E',
  '#D9D7A3',
  'C7BE88',
  '#DC941B',
  '#EDC266',
  '#B6952C',
  '#E1D3A6',
  'E9A119',
  '#00305A',
  '#00448D',
  '#0074D9',
  '#4192D9',
  '7ABAF2',
  '#344459',
  '#485F73',
  '#5DA6A6',
  '#A9D9CB',
  'F2EAD0',
  '#060719',
  '#4D1B2F',
  '#9E332E',
  '#EB6528',
  'FC9D1C',
  '#96CEB4',
  '#FFEEAD',
  '#FF6F69',
  '#FFCC5C',
  'AAD8B0',
  '#05F2F2',
  '#04BFBF',
  '#EEF1D9',
  '#A60201',
  '7E100E',
  '#E6F1F5',
  '#636769',
  '#AAB3B6',
  '#6E7476',
  '4B4E50',
  '#DA0734',
  '#F1A20D',
  '#4AABB1',
  '#FCF3E7',
  '3F1833',
  '#202D44',
  '#FC4349',
  '#6DBCDB',
  '#D7DADB',
  'FFFFFF',
  '#CC3B37',
  '#398899',
  '#FFFCE8',
  '#FF857F',
  'CCC1A3',
  '#5DBEA9',
  '#EFEDDF',
  '#EF7247',
  '#4E3F35',
  'D1CBBA',
  '#FFC62D',
  '#E49400',
  '#DD5200',
  '#EFE38A',
  '91B166',
  '#B67D14',
  '#F2921F',
  '#F0B23E',
  '#A62409',
  '441208',
  '#C71B1B',
  '#D6BA8A',
  '#017467',
  '#E08F23',
  '0B0D0C',
  '#474143',
  '#A69E9D',
  '#E7E2DA',
  '#FFFFFF',
  'E7E8E7',
  '#435772',
  '#2DA4A8',
  '#FEAA3A',
  '#FD6041',
  'CF2257',
  '#6DD19D',
  '#99E89D',
  '#D0E8A1',
  '#FFF9C0',
  'D40049',
  '#FAF1D5',
  '#DEC9AC',
  '#CCA18B',
  '#11282D',
  'A5C4BB',
  '#000000',
  '#141414',
  '#1C1919',
  '#1A1716',
  '24201F',
  '#D5D8DD',
  '#5CA2BE',
  '#135487',
  '#2A4353',
  '989DA4',
  '#73161E',
  '#BF0F30',
  '#BFB093',
  '#037F8C',
  '0A2140',
  '#195962',
  '#F56F6C',
  '#FFFFFF',
  '#252932',
  '191C21',
  '#F8EFB6',
  '#FEBAC5',
  '#6CD1EA',
  '#FACFD7',
  'C2EAE9',
  '#91D6BC',
  '#768C6A',
  '#755F31',
  '#B37215',
  'FFBA4B',
  '#F2E6BB',
  '#DD4225',
  '#202724',
  '#63BD99',
  'F8FDD8',
  '#762B1B',
  '#807227',
  '#CCBF7A',
  '#FFEF98',
  '60B0A1',
  '#707864',
  '#C1D74E',
  '#F5FF7C',
  '#DFE6B4',
  'A6B89C',
  '#FFF3D2',
  '#97B48F',
  '#E87657',
  '#FF9B6F',
  'E8D495',
  '#33262E',
  '#733230',
  '#CC5539',
  '#E6D27F',
  '86A677',
  '#122430',
  '#273E45',
  '#FFFCE2',
  '#EBD2B5',
  'E63531',
  '#30394F',
  '#FF434C',
  '#6ACEEB',
  '#EDE8DF',
  'FFFBED',
  '#0A3A4A',
  '#196A73',
  '#32A6A6',
  '#A1BF36',
  'C8D94A',
  '#FFF7CC',
  '#CCC28F',
  '#70995C',
  '#33664D',
  '142933',
  '#43464D',
  '#9197A6',
  '#D3DCF2',
  '#7690CF',
  '48577D',
  '#DFE0AF',
  '#A4BAA2',
  '#569492',
  '#41505E',
  '383245',
  '#B52841',
  '#FFC051',
  '#FF8939',
  '#E85F4D',
  '590051',
  '#473C35',
  '#A36D5C',
  '#9C968B',
  '#D9CEAD',
  '8A866A',
  '#DB4C39',
  '#2D3638',
  '#109489',
  '#44D487',
  'D0DB86',
  '#6F8787',
  '#AEC2AE',
  '#E6DFAE',
  '#B0B57B',
  '888F51',
  '#C8385A',
  '#FFCF48',
  '#ECEABE',
  '#1FCECB',
  '1CA9C9',
  '#42282E',
  '#75A48B',
  '#D9CFB0',
  '#DC9B74',
  'D6665A',
  '#362F2D',
  '#4C4C4C',
  '#94B73E',
  '#B5C0AF',
  'FAFDF2',
  '#98293A',
  '#B14A58',
  '#C86C6B',
  '#DE9D76',
  'EFC77F',
  '#C1D301',
  '#76AB01',
  '#0E6A00',
  '#083500',
  '042200',
  '#453F22',
  '#7A6B26',
  '#CCAD5C',
  '#A1191F',
  '4E1716',
  '#541E32',
  '#8E3557',
  '#88A33E',
  '#C2BD86',
  'F7F2B2',
  '#2B1B2E',
  '#54344D',
  '#FFFFD6',
  '#B89E95',
  '6E444F',
  '#6EC1A5',
  '#9FBEA6',
  '#F5D3A3',
  '#FF9F88',
  'FB7878',
  '#2F252C',
  '#D3CCB2',
  '#99AD93',
  '#6E6751',
  '5C3122',
  '#BE333F',
  '#F2E9CE',
  '#C8C5B1',
  '#939F88',
  '307360',
  '#F0F1F2',
  '#232625',
  '#647362',
  '#B3D929',
  'D2D9B8',
  '#FA2B31',
  '#FFBF1F',
  '#FFF146',
  '#ABE319',
  '00C481',
  '#09455C',
  '#527E7C',
  '#F5FFCC',
  '#E0EB6E',
  'C4D224',
  '#F2DA91',
  '#F2B950',
  '#F29D35',
  '#D96704',
  'BF4904',
  '#A2CFA5',
  '#E0E7AB',
  '#F5974E',
  '#E96B56',
  'D24344',
  '#150033',
  '#310D42',
  '#5C2445',
  '#AB6946',
  'FFCE4C',
  '#23A38F',
  '#B7C11E',
  '#EFF1C2',
  '#F0563D',
  '2E313D',
  '#FF2468',
  '#E0D4B1',
  '#FFFFE3',
  '#00A5A6',
  '005B63',
  '#65A683',
  '#218777',
  '#3F585F',
  '#47384D',
  'F53357',
  '#000623',
  '#28475C',
  '#4A6C74',
  '#8BA693',
  'F0E3C0',
  '#E65322',
  '#D19552',
  '#B8BF73',
  '#B6DB83',
  'FFF991',
  '#112F41',
  '#068587',
  '#6FB07F',
  '#FCB03C',
  'FC5B3F',
  '#C89B41',
  '#A16B2B',
  '#77312B',
  '#1C2331',
  '152C52',
  '#C24366',
  '#D9C099',
  '#FFF8D8',
  '#A8E0BA',
  '00ADA7',
  '#CC0000',
  '#006600',
  '#FFFFEC',
  '#9C9178',
  '6C644F',
  '#3D0319',
  '#720435',
  '#C1140E',
  '#FC5008',
  '32241B',
  '#CFC7A4',
  '#5A9E94',
  '#005275',
  '#002344',
  'A38650',
  '#FFEBC3',
  '#CC3A00',
  '#FF3600',
  '#FF851B',
  '800C00',
  '#EFC164',
  '#F3835D',
  '#F35955',
  '#286275',
  '00434C',
  '#E9F29D',
  '#B7C29D',
  '#878E8F',
  '#67617A',
  '51456B',
  '#445859',
  '#03A696',
  '#49C4BE',
  '#F1F2E4',
  'FF7746',
  '#FA726C',
  '#FFD794',
  '#BAD174',
  '#3BA686',
  '5F6F8C',
  '#4D2B1F',
  '#635D61',
  '#7992A2',
  '#97BFD5',
  'BFDCF5',
  '#CC4D00',
  '#E6CF73',
  '#668059',
  '#264D4D',
  '00CCB3',
  '#4385F5',
  '#DC4437',
  '#FCBE1F',
  '#109D59',
  'FFFFFF',
  '#271F2E',
  '#A4A680',
  '#F2EBC9',
  '#D9B166',
  'A66B38',
  '#0B2C3C',
  '#FF6666',
  '#DADFE1',
  '#FFFFFF',
  '444444',
  '#CFF09E',
  '#A8DBA8',
  '#79BD9A',
  '#3B8686',
  '0B486B',
  '#302B26',
  '#A6B827',
  '#EDE9DD',
  '#98D3D4',
  '594E7A',
  '#4B0505',
  '#720707',
  '#BFB694',
  '#004659',
  '00292B',
  '#B52C38',
  '#EBD1B0',
  '#536682',
  '#D9964B',
  'DE6846',
  '#F2F1DF',
  '#F2B705',
  '#F2C84B',
  '#BF820F',
  '734002',
  '#26140C',
  '#3D2216',
  '#784E3D',
  '#AB8574',
  'D6BCB1',
  '#26221D',
  '#8C2C0F',
  '#E6E5B8',
  '#BFB38D',
  '402D1F',
  '#1F8181',
  '#F2BC79',
  '#F28972',
  '#BF1B39',
  '730240',
  '#002635',
  '#013440',
  '#AB1A25',
  '#D97925',
  'EFE7BE',
  '#8EC447',
  '#FFFFFF',
  '#96D3D4',
  '#636466',
  '2D2D2E',
  '#2D1E1E',
  '#4B3C37',
  '#96A576',
  '#CDE196',
  'FFFFBE',
  '#F06060',
  '#FA987D',
  '#F7F2CB',
  '#72CCA7',
  '10A296',
  '#1D8281',
  '#44BF87',
  '#FBD258',
  '#F29A3F',
  'DB634F',
  '#DEDE91',
  '#EF9950',
  '#F34E52',
  '#C91452',
  '492449',
  '#6D8EAD',
  '#1F3447',
  '#1A0B07',
  '#362416',
  'CFCDB4',
  '#00CD73',
  '#008148',
  '#2D9668',
  '#3ECD8E',
  '004E2C',
  '#3D8080',
  '#628282',
  '#858383',
  '#A38282',
  'C28080',
  '#475159',
  '#839795',
  '#B2BDB7',
  '#CCC9C0',
  'F2F2F2',
  '#0E6870',
  '#C6B599',
  '#C65453',
  '#FFDDB4',
  'EDAA7D',
  '#CEF0B7',
  '#A8DBA8',
  '#79BD9A',
  '#3B8686',
  '0B486B',
  '#292C44',
  '#FF5349',
  '#F0F0F1',
  '#18CDCA',
  '4F80E1',
  '#272A2B',
  '#383737',
  '#473B39',
  '#692B28',
  '940500',
  '#D6C274',
  '#DB9E46',
  '#25706B',
  '#3D2423',
  'AB362E',
  '#FFA68F',
  '#FF4867',
  '#FFF9C8',
  '#B5EBB9',
  '18B29D',
  '#A1A16A',
  '#727D59',
  '#366353',
  '#133C40',
  '03212E',
  '#D45354',
  '#A9DC3A',
  '#2FCAD8',
  '#818B85',
  'CDCDC1',
  '#F14B6A',
  '#3D3C3E',
  '#22BDAF',
  '#BAD7D4',
  'F4F4F4',
  '#FFE2C5',
  '#FFEEDD',
  '#FFDDAA',
  '#FFC484',
  'FFDD99',
  '#9FFF4A',
  '#1ABF93',
  '#087363',
  '#004040',
  '2F1933',
  '#FFDB97',
  '#B28F4E',
  '#FFFDFB',
  '#466CB2',
  '97BBFF',
  '#991C00',
  '#E09A25',
  '#FFFCDB',
  '#008B83',
  '262B30',
  '#44281A',
  '#00ACAE',
  '#F5EFD5',
  '#F37606',
  'EE4717',
  '#FF5952',
  '#FCEEC9',
  '#96D6D9',
  '#4FAAC9',
  '176075',
  '#5C4B51',
  '#8CBEB2',
  '#F2EBBF',
  '#A5C88F',
  'EF847B',
  '#105F73',
  '#F7F3B2',
  '#C6CC33',
  '#F28322',
  'CC5404',
  '#137072',
  '#56B292',
  '#B7F5AB',
  '#FBFFC0',
  'BF223D',
  '#E3F23E',
  '#6C821C',
  '#A6A53F',
  '#E0E0AC',
  '33302E',
  '#00215E',
  '#003CAA',
  '#1967F7',
  '#5E4000',
  'AA7400',
  '#273A3D',
  '#54695C',
  '#AD9970',
  '#FFBF87',
  'FF8F60',
  '#FFAA00',
  '#C2B93E',
  '#808F5D',
  '#576157',
  '302F30',
  '#BE1405',
  '#F2DCAC',
  '#AABEAA',
  '#736E41',
  '413C2D',
  '#6B1229',
  '#C76A61',
  '#FAB99A',
  '#F7D9B5',
  'CCB1A7',
  '#2D9993',
  '#58B3A3',
  '#83BFA3',
  '#B0D9A8',
  'FFFCB6',
  '#334D5C',
  '#45B29D',
  '#EFC94C',
  '#E27A3F',
  'DF5A49',
  '#F30B55',
  '#010326',
  '#012840',
  '#54717F',
  'F2E6CE',
  '#2A3411',
  '#73662C',
  '#BC9847',
  '#FFDFB2',
  '6B0031',
  '#637D74',
  '#403D3A',
  '#8C3B3B',
  '#AB6937',
  'D4A960',
  '#010A26',
  '#011640',
  '#B6D6F2',
  '#FFFFFF',
  'E83338',
  '#924847',
  '#EB986C',
  '#E4C678',
  '#9C7885',
  '372C2C',
  '#022440',
  '#3F95AA',
  '#4EC6DE',
  '#EAE2DF',
  'F7572F',
  '#2B1D2E',
  '#323657',
  '#076473',
  '#54B087',
  'D6F567',
  '#052229',
  '#004043',
  '#BCC373',
  '#E3FF55',
  'D0D90C',
  '#4C514A',
  '#907A62',
  '#879796',
  '#755854',
  'B09880',
  '#1D2939',
  '#1CAF9A',
  '#FFFFFF',
  '#EE4F4B',
  'D1DC48',
  '#004B67',
  '#41CCB4',
  '#FFEA95',
  '#FF7C5D',
  'C70151',
  '#C0272D',
  '#FCFBE7',
  '#9FD3DA',
  '#008C9A',
  '05484F',
  '#213130',
  '#FF5E3D',
  '#C9C83E',
  '#FDFFF1',
  '559398',
  '#B1E4FC',
  '#366D78',
  '#39D5F1',
  '#FFFFFF',
  'D9FF03',
  '#DECE6C',
  '#FCF9B6',
  '#BFE3B5',
  '#5D826E',
  '262E2B',
  '#520A17',
  '#668F91',
  '#F5E6AC',
  '#AB8E5B',
  '52301C',
  '#2D3032',
  '#DD5F18',
  '#FBA922',
  '#F7F7F7',
  '404333',
  '#0C2538',
  '#2B434F',
  '#638270',
  '#BCC98E',
  'EDE059',
  '#E85066',
  '#F28E76',
  '#E6CEB0',
  '#5A8C81',
  '382837',
  '#BF2633',
  '#A6242F',
  '#D9CEAD',
  '#C0B18F',
  '011C26',
  '#002A4A',
  '#17607D',
  '#FFF1CE',
  '#FF9311',
  'E33200',
  '#0A8B91',
  '#485956',
  '#C4B98F',
  '#FFF9BC',
  'EEDF2E',
  '#B89A7B',
  '#9BBAAC',
  '#F2D649',
  '#D95D50',
  'DBDBDB',
  '#BD7938',
  '#8D4421',
  '#643001',
  '#532700',
  '3A1C00',
  '#E1E6FA',
  '#C4D7ED',
  '#ABC8E2',
  '#375D81',
  '183152',
  '#2E4259',
  '#F7483B',
  '#ECF0F1',
  '#03C8FA',
  '737373',
  '#364656',
  '#5D6B74',
  '#94A4A5',
  '#F2F5E9',
  'FF8C31',
  '#3E5916',
  '#93A605',
  '#F28705',
  '#F25C05',
  'E5EFFA',
  '#248077',
  '#74AD8D',
  '#C82754',
  '#F7BB21',
  'F9E2B7',
  '#20736A',
  '#8BD9CA',
  '#B1D95B',
  '#93A651',
  '403E34',
  '#D74B4B',
  '#DCDDD8',
  '#475F77',
  '#354B5E',
  'FFFFFF',
  '#252F33',
  '#415C4F',
  '#869C80',
  '#93C2CC',
  'CEEAEE',
  '#012840',
  '#79C7D9',
  '#9BF2EA',
  '#497358',
  '9DBF8E',
  '#EE7E94',
  '#F8B4C4',
  '#C7CAC9',
  '#D8505C',
  '41424',
  '#282828',
  '#505050',
  '#FFFFFF',
  '#2DCEDB',
  'F20000',
  '#004358',
  '#1F8A70',
  '#BEDB39',
  '#FF5347',
  'FD7400',
  '#470C3B',
  '#802F56',
  '#C0576F',
  '#E38679',
  'FFBD83',
  '#573328',
  '#B05A3A',
  '#FF8548',
  '#29332E',
  '0F1B1C',
  '#461F2D',
  '#E1FFBB',
  '#BAD47F',
  '#849C23',
  '52533F',
  '#333A40',
  '#4C5E5E',
  '#ADD0E5',
  '#CDE4FF',
  '729EBF',
  '#DE5605',
  '#F7A035',
  '#B1DEB5',
  '#EFECCA',
  '65ABA6',
  '#76D6D2',
  '#F9E270',
  '#EF6F56',
  '#F4EED8',
  '596B56',
  '#403E3F',
  '#F2F2F2',
  '#D9D9D9',
  '#9DAABB',
  '8C8C8C',
  '#059E9A',
  '#F4F2ED',
  '#F5A243',
  '#DB3E3B',
  '585857',
  '#FFBF41',
  '#EE8943',
  '#C02221',
  '#FFF4D3',
  '249CA9',
  '#024E76',
  '#39A6B2',
  '#FCE138',
  '#F5B824',
  'F08106',
  '#FF0067',
  '#FF3D6A',
  '#E7FF04',
  '#9CFF00',
  '56FF00',
  '#003540',
  '#0D3F40',
  '#487360',
  '#8FA671',
  'F2D795',
  '#FF493C',
  '#FFFFFF',
  '#B3ECEF',
  '#31C4F5',
  'ADEB41',
  '#244358',
  '#4A8B87',
  '#7CBCAE',
  '#F0D4AF',
  'C5252B',
  '#EA5930',
  '#F8AF1E',
  '#F5E5C0',
  '#097380',
  '372560',
  '#A1DBB2',
  '#FEE5AD',
  '#FACA66',
  '#F7A541',
  'F45D4C',
  '#2C4A47',
  '#6C9A7F',
  '#BB523D',
  '#C89D11',
  '81810B',
  '#F0F1F2',
  '#232625',
  '#647362',
  '#FF5629',
  'D2D9B8',
  '#7C9B5F',
  '#B8D197',
  '#E3FFF3',
  '#9BDEC7',
  '568F84',
  '#E54E45',
  '#DBC390',
  '#F2F2EF',
  '#13A3A5',
  '403833',
  '#77A7FB',
  '#E57368',
  '#FBCB43',
  '#34B67A',
  'FFFFFF',
  '#001A2E',
  '#8F0000',
  '#FFFFFF',
  '#8A874B',
  '41594F',
  '#312F40',
  '#49A69C',
  '#EFEAC5',
  '#E89063',
  'BF5656',
  '#047C8C',
  '#018B8D',
  '#F3BF81',
  '#F49B78',
  'F1706D',
  '#00303E',
  '#7096AD',
  '#C1D1DE',
  '#FFF9EF',
  'EC4911',
  '#2D6891',
  '#70A0BF',
  '#F5EEDC',
  '#DC4C1A',
  'F0986C',
  '#040002',
  '#3D1309',
  '#E8B96A',
  '#BC5D15',
  '5C0F00',
  '#8B929C',
  '#5E6070',
  '#514454',
  '#3B313D',
  'FF2479',
  '#142D58',
  '#447F6E',
  '#E1B65B',
  '#C8782A',
  '9E3E17',
  '#22104D',
  '#2D1E5E',
  '#483A85',
  '#7067AB',
  'A49CFA',
  '#919C86',
  '#9E373E',
  '#2B2E36',
  '#D1B993',
  'C45A3B',
  '#332F45',
  '#015770',
  '#2A8782',
  '#9FD6AE',
  'FFFED2',
  '#37C78F',
  '#FEE293',
  '#FF4D38',
  '#CC2249',
  '380C2A',
  '#47282C',
  '#8C8468',
  '#C9B37F',
  '#DBDAB7',
  'C4C49C',
  '#14191A',
  '#2D2B21',
  '#A69055',
  '#CCB287',
  'FFB88C',
  '#F5E3CD',
  '#696158',
  '#B6A898',
  '#877D71',
  '504A43',
  '#005151',
  '#009393',
  '#F56200',
  '#454445',
  '969692',
  '#D95F47',
  '#FFF2C1',
  '#80A894',
  '#106153',
  '072C36',
  '#9E352C',
  '#E6E8A9',
  '#93C28C',
  '#2E5A5C',
  '2B2623',
  '#03013A',
  '#334A94',
  '#6B9EDF',
  '#83C3F2',
  '99E6FF',
  '#372A26',
  '#4D4D4D',
  '#6DA0A7',
  '#9ED5A8',
  'C7F5FF',
  '#03658C',
  '#022E40',
  '#F2B705',
  '#F28705',
  'F25C05',
  '#FF3B16',
  '#E87826',
  '#E8BA4A',
  '#80A272',
  '003045',
  '#00748E',
  '#E3DFBB',
  '#F4BA4D',
  '#E3753C',
  'DA3B3A',
  '#25401E',
  '#56732C',
  '#84A63C',
  '#B8D943',
  'EAF2AC',
  '#449BB5',
  '#043D5D',
  '#EB5055',
  '#68C39F',
  'FFFCF5',
  '#108F97',
  '#FF8B6B',
  '#FFE39F',
  '#16866D',
  '103636',
  '#1A4F63',
  '#068F86',
  '#6FD57F',
  '#FCB03C',
  'FC5B3F',
  '#381C19',
  '#472E29',
  '#948658',
  '#F0E99A',
  '362E29',
  '#D7E8F7',
  '#BBD0E3',
  '#9CB7CF',
  '#6A8BAB',
  '375D81',
  '#0F1C28',
  '#136972',
  '#67BFA7',
  '#F3CF5B',
  'F07444',
  '#FFFFFF',
  '#4EA9A0',
  '#969514',
  '#FE9C03',
  'FCDE8E',
  '#2F2D30',
  '#656566',
  '#65537A',
  '#51386E',
  '2A2333',
  '#4C2916',
  '#F05A28',
  '#FBAF3F',
  '#38B449',
  'FFFFFF',
  '#132537',
  '#006C80',
  '#EBCAB8',
  '#FE8315',
  'FA3113',
  '#ECEEE1',
  '#A8DACF',
  '#F05B4F',
  '#D8403A',
  '221E1F',
  '#00305A',
  '#004B8C',
  '#0074D9',
  '#4192D9',
  '7ABAF2',
  '#72CF3F',
  '#85FF00',
  '#23E000',
  '#2FB81B',
  '00FF1C',
  '#45CEEF',
  '#FFF5A5',
  '#FFD4DA',
  '#99D2E4',
  'D8CAB4',
  '#FF5B00',
  '#A1716C',
  '#728296',
  '#439AAB',
  '00CABD',
  '#EB6C2D',
  '#D9C8A2',
  '#939C80',
  '#496158',
  '232F38',
  '#D94214',
  '#FFF2C1',
  '#80A894',
  '#52736B',
  '093844',
  '#4D1B2F',
  '#9E332E',
  '#EB6528',
  '#FC9D1C',
  'FFCA50',
  '#FFEEB0',
  '#9AE8A4',
  '#C7C12D',
  '#F76245',
  'ED1C43',
  '#FFFAED',
  '#D4DBFF',
  '#879AC9',
  '#242942',
  'FF8800',
  '#022840',
  '#013440',
  '#517360',
  '#9DA67C',
  'F2DC99',
  '#331A0F',
  '#519994',
  '#BA4B3C',
  '#EEDDAA',
  '789F63',
  '#577867',
  '#EDCE82',
  '#D68644',
  '#AB3229',
  '662845',
  '#435A66',
  '#88A6AF',
  '#F5F2EB',
  '#D9CDB8',
  '424342',
  '#FF8840',
  '#958D4F',
  '#737B55',
  '#595540',
  '513E38',
  '#9D805A',
  '#EBC99D',
  '#FFE6C5',
  '#9DCEEA',
  '4B809E',
  '#272D40',
  '#364659',
  '#55736D',
  '#9DBF8E',
  'D0D991',
  '#23A38F',
  '#B7C11E',
  '#EFF1C2',
  '#F0563D',
  '2E313D',
  '#98C000',
  '#3D4C53',
  '#EA2E49',
  '#FFE11A',
  '0CDBE8',
  '#A20E30',
  '#E93C4F',
  '#DCDCD4',
  '#ADBCC3',
  '2D4255',
  '#1C2640',
  '#263357',
  '#384C80',
  '#4E6AB3',
  '5979CD',
  '#D94214',
  '#FFF2C1',
  '#80A894',
  '#52736B',
  '093844',
  '#3B596A',
  '#427676',
  '#3F9A82',
  '#A1CD73',
  'ECDB60',
  '#1E1E1F',
  '#424143',
  '#67666A',
  '#807F83',
  'CBC9CF',
  '#E04946',
  '#3BA686',
  '#B6D15D',
  '#FFD495',
  'FA847E',
  '#FFEBB0',
  '#FFB05A',
  '#F84322',
  '#C33A1A',
  '9F3818',
  '#FFA136',
  '#FF814A',
  '#E6635A',
  '#785D6B',
  '534557',
  '#CDCF91',
  '#EBEACC',
  '#D6D5B8',
  '#6D7D80',
  '41545E',
  '#011526',
  '#011C40',
  '#4E8DA6',
  '#F2EA79',
  'F2B33D',
  '#353230',
  '#3F4E51',
  '#7B8F70',
  '#99B2BE',
  'F6F4EA',
  '#063559',
  '#0D8C7F',
  '#8FBF4D',
  '#F2D13E',
  'D95929',
  '#158000',
  '#199900',
  '#20BF00',
  '#24D900',
  '29FF00',
  '#0B0D0E',
  '#137074',
  '#7EB7A3',
  '#F1DDBB',
  'EC6766',
  '#02151A',
  '#043A47',
  '#087891',
  '#C8C8C8',
  'B31D14',
  '#59361F',
  '#5C992E',
  '#A3CC52',
  '#E6E673',
  'FF5933',
  '#FE4365',
  '#FC9D9A',
  '#F9CDAD',
  '#C8C8A9',
  '83AF9B',
  '#4B1E18',
  '#F9E5C2',
  '#BBB082',
  '#829993',
  '4F5D4E',
  '#032843',
  '#1F595B',
  '#508C6D',
  '#71A670',
  'A6DB89',
  '#191724',
  '#4C4547',
  '#8C594E',
  '#D18952',
  'FDB157',
  '#191919',
  '#182828',
  '#60702D',
  '#AAB232',
  'E6FA87',
  '#212A3F',
  '#434F5B',
  '#F2F2F2',
  '#8AB839',
  '2E2E2E',
  '#004158',
  '#026675',
  '#038B8B',
  '#F1EEC9',
  'F09979',
  '#023059',
  '#3F7EA6',
  '#F2F2F2',
  '#D99E32',
  'BF5E0A',
  '#F21E52',
  '#FFFFFF',
  '#3D3B42',
  '#0C6F73',
  '63CFD4',
  '#452743',
  '#E7635E',
  '#F8E9A8',
  '#89E0AD',
  '00928C',
  '#FAAD63',
  '#D1714D',
  '#785E48',
  '#39403B',
  '3D1C24',
  '#4C0016',
  '#FFF7EB',
  '#DCCEA7',
  '#A17345',
  '104F53',
  '#BF2431',
  '#F24150',
  '#2A4557',
  '#3B848C',
  'EFF2E4',
  '#3B3013',
  '#8F6031',
  '#E88833',
  '#9C0C0A',
  'FDF3C1',
  '#1E2422',
  '#88BEB1',
  '#FF006D',
  '#DAFFFF',
  '718A94',
  '#F1F4F7',
  '#AF9F7B',
  '#775E43',
  '#40413C',
  '251C17',
  '#00182E',
  '#0C6BA1',
  '#D4D6D4',
  '#FFFDEB',
  'FF7500',
  '#FFAB4A',
  '#CCBAAB',
  '#1E2129',
  '#3D5E6E',
  '47A3A3',
  '#66B3A7',
  '#C0D4B6',
  '#EEF0BD',
  '#F0563D',
  '2C2F3B',
  '#332525',
  '#907465',
  '#EDC5B5',
  '#878C6D',
  '63674A',
  '#F04C16',
  '#DBDBD0',
  '#EDBD1F',
  '#4CB09C',
  '313B4A',
  '#2B211D',
  '#611C26',
  '#C5003E',
  '#8EB7A8',
  'F1E4B7',
  '#1A1F2B',
  '#30395C',
  '#4A6491',
  '#85A5CC',
  'D0E4F2',
  '#03497E',
  '#0596D5',
  '#9DEBFC',
  '#999999',
  'FE4B28',
  '#2F4159',
  '#465E73',
  '#88A649',
  '#F2ECE4',
  'D98841',
  '#323A46',
  '#22282F',
  '#EB4A33',
  '#FFFFFF',
  'E9F0F5',
  '#2C3E50',
  '#FC4349',
  '#6DBCDB',
  '#D7DADB',
  'FFFFFF',
  '#F29727',
  '#E05723',
  '#B0382F',
  '#982E4B',
  '713045',
  '#4D584A',
  '#465943',
  '#428552',
  '#3E754E',
  '4C694B',
  '#47191C',
  '#59574B',
  '#829690',
  '#B5B09A',
  'E1E3CB',
  '#1D5123',
  '#B1C661',
  '#FFDA68',
  '#FE9257',
  'F64448',
  '#59323C',
  '#260126',
  '#F2EEB3',
  '#BFAF80',
  '8C6954',
  '#4E0805',
  '#9E0522',
  '#FFF4D4',
  '#B8C591',
  '447622',
  '#424862',
  '#FB9A63',
  '#BFC4D5',
  '#F6FBF4',
  'FEBC98',
  '#FF2468',
  '#E0D4B1',
  '#FFFFE3',
  '#00A5A6',
  '005B63',
  '#1C2F40',
  '#4C6173',
  '#8094A6',
  '#D9D1BA',
  'F2E9D8',
  '#DFD7B7',
  '#EB7707',
  '#5C5445',
  '#3B2323',
  '9CBFC7',
  '#262E3B',
  '#9C8878',
  '#CFCAAA',
  '#FBF8FF',
  '992435',
  '#FFBC67',
  '#DA727E',
  '#AC6C82',
  '#685C79',
  '455C7B',
  '#404A69',
  '#516C8A',
  '#8AC0DE',
  '#FFFFFF',
  'FFAC00',
  '#485B61',
  '#4B8C74',
  '#74C476',
  '#A4E66D',
  'CFFC83',
  '#A31180',
  '#C42795',
  '#DE52B4',
  '#EA88CE',
  'FFBFE5',
  '#E64D2E',
  '#FFF5F1',
  '#7893AD',
  '#576B9C',
  '2D2A52',
  '#BF0436',
  '#8C0327',
  '#590219',
  '#F2CBA1',
  '8C674C',
  '#CF5B6F',
  '#FFF8C8',
  '#CAD9B1',
  '#8FB3A0',
  '648991',
  '#341D44',
  '#744D90',
  '#BB8CDD',
  '#3E4417',
  '88904D',
  '#00293E',
  '#003D4E',
  '#006269',
  '#00918F',
  '00BAB5',
  '#43212E',
  '#D9666F',
  '#F2D57E',
  '#A9A688',
  '516057',
  '#2A3B30',
  '#ABFFD1',
  '#EBFFF5',
  '#9DFEFF',
  '273B40',
  '#A63343',
  '#E65159',
  '#F5E9DB',
  '#F4F7CF',
  'BAD984',
  '#1BA68C',
  '#54BFAC',
  '#F2EDA7',
  '#F2E530',
  'D94625',
  '#1A2A40',
  '#3F7369',
  '#F2DEA0',
  '#CE5251',
  'EA895E',
  '#1E9382',
  '#70A758',
  '#EFF1C2',
  '#F0563D',
  '2E313D',
  '#A991E8',
  '#FFB4BB',
  '#ACF7FF',
  '#A2E891',
  'FFEDAE',
  '#225B66',
  '#17A3A5',
  '#8DBF67',
  '#FCCB5F',
  'FC6E59',
  '#282624',
  '#BFB7AA',
  '#403D39',
  '#807A71',
  'ABA398',
  '#334D5C',
  '#45B29D',
  '#EFC94C',
  '#E27A3F',
  'DF4949',
  '#440008',
  '#605521',
  '#988432',
  '#D9A54E',
  '9E3711',
  '#649670',
  '#36291E',
  '#69AD6C',
  '#92E67C',
  'C5FF84',
  '#42342C',
  '#738076',
  '#B2B39B',
  '#DFE5E1',
  '294359',
  '#1A3838',
  '#3F7A51',
  '#82A352',
  '#D1C062',
  'FFBE59',
  '#7D8C22',
  '#B3BF67',
  '#F2E49B',
  '#D9DFF4',
  '6791BF',
  '#8A7D6D',
  '#2D2D38',
  '#E86E48',
  '#FFFFE8',
  '9CC9C9',
  '#CFC949',
  '#FFF5BF',
  '#A9E6C4',
  '#6AB39F',
  '665841',
  '#A1172D',
  '#FDFFBA',
  '#A7DB9E',
  '#275C57',
  '1F1B19',
  '#FF6C0D',
  '#F29E00',
  '#E6C10F',
  '#44996F',
  '216273',
  '#2C3E50',
  '#FA4248',
  '#D7DADB',
  '#6DBCDB',
  'FFFFFF',
  '#627369',
  '#99B397',
  '#E2F2C6',
  '#91CCAD',
  '376266',
  '#04496E',
  '#66CAFF',
  '#A3FC7E',
  '#70D44A',
  '2C6B0F',
  '#1BA68C',
  '#97BF3F',
  '#F2ECD8',
  '#F2B035',
  'F2522E',
  '#A2D9B1',
  '#7CBF9E',
  '#F2F1B9',
  '#8C8575',
  '193741',
  '#024959',
  '#037E8C',
  '#F2EFDC',
  '#E74C30',
  '363636',
  '#212625',
  '#9CA6A2',
  '#D0D9D6',
  '#BF0404',
  'C2C6AF',
  '#00FFFF',
  '#00FF00',
  '#FFFF00',
  '#FF5100',
  'FF007C',
  '#212629',
  '#CDCF19',
  '#FFF77D',
  '#96C4AB',
  'CF2A56',
  '#CFF9FF',
  '#BFC7BB',
  '#787051',
  '#332730',
  '57324F',
  '#98CACB',
  '#FDEFBE',
  '#F0542B',
  '#736E5B',
  'ABA68E',
  '#F2F1EB',
  '#BFB9A4',
  '#262222',
  '#802A30',
  '8C0303',
  '#65356B',
  '#AB434F',
  '#C76347',
  '#FFA24C',
  '519183',
  '#78BF82',
  '#A4D17C',
  '#CFD96C',
  '#EBD464',
  'FFD970',
  '#806265',
  '#FFA256',
  '#F7DD77',
  '#E0D054',
  'ABA73C',
  '#8F323C',
  '#123943',
  '#80BDDB',
  '#4189AB',
  'C98127',
  '#683820',
  '#8C9A89',
  '#E7D6A2',
  '#BEAA65',
  '9A8234',
  '#021B21',
  '#032C36',
  '#065F73',
  '#E8DFD6',
  'FF2A1D',
  '#2D6C73',
  '#3FA693',
  '#B4D9CB',
  '#9ABF49',
  'C6D93B',
  '#141F26',
  '#2B4040',
  '#405950',
  '#A69E86',
  'F2D9BB',
  '#4A8279',
  '#003330',
  '#610400',
  '#003B06',
  '02730F',
  '#69B5E1',
  '#D4E4F5',
  '#EAF2F8',
  '#BEDBED',
  '000000',
  '#893660',
  '#EF7261',
  '#68D693',
  '#A0D7E2',
  '299CA8',
  '#073A59',
  '#2D9AA6',
  '#F2E2DC',
  '#F23322',
  'A61B1B',
  '#2A3A48',
  '#3E6372',
  '#B2D4DC',
  '#FAFAFF',
  'FF6900',
  '#F3BD8D',
  '#F1A280',
  '#BE6D6B',
  '#704A5B',
  '3E263C',
  '#1C2742',
  '#3C91C7',
  '#5A9ABE',
  '#95C5DE',
  'E0EEFB',
  '#426261',
  '#465A59',
  '#577573',
  '#739A97',
  '9AC1C0',
  '#002A4A',
  '#17607D',
  '#FFF1CE',
  '#FF9311',
  'D64700',
  '#589373',
  '#BFBD99',
  '#F2D6B3',
  '#C2512F',
  '241E1E',
  '#1F518B',
  '#1488C8',
  '#F7E041',
  '#E2413E',
  'B5292A',
  '#549494',
  '#E85649',
  '#232C2E',
  '#E6E8D2',
  '706558',
  '#392133',
  '#FFECBE',
  '#D9D098',
  '#C4AB6D',
  'AB7D3A',
  '#F0F0F0',
  '#1C1C1C',
  '#A2FDF5',
  '#1CCDC7',
  '27EDDF',
  '#011526',
  '#025959',
  '#027353',
  '#03A678',
  '03A696',
  '#004358',
  '#1F8A70',
  '#BEDB39',
  '#FFE11A',
  'FD7400',
  '#37465D',
  '#F2F2F2',
  '#9DC02E',
  '#779324',
  '051A37',
  '#580022',
  '#AA2C30',
  '#FFBE8D',
  '#487B80',
  '011D24',
  '#F9F9F9',
  '#03A678',
  '#E9EDEB',
  '#F44647',
  '00707F',
  '#800000',
  '#BF0000',
  '#E2D6C2',
  '#F6EDD8',
  'FFFFFF',
  '#F7F6AF',
  '#1B2124',
  '#D62822',
  '#97D6A6',
  '468263',
  '#432852',
  '#992255',
  '#FF3D4C',
  '#28656E',
  '00968F',
  '#444344',
  '#52BBB2',
  '#2B344D',
  '#EE5555',
  'F8F7EE',
  '#45334A',
  '#796B7D',
  '#CCC4B0',
  '#FFF1B5',
  'FFA3A3',
  '#5A4B53',
  '#9C3C58',
  '#DE2B5B',
  '#D86A41',
  'D2A825',
  '#14151C',
  '#0C242B',
  '#297059',
  '#84D66E',
  'D1FB7A',
  '#272D40',
  '#364659',
  '#55736D',
  '#9DBF8E',
  'D0D991',
  '#23A38F',
  '#B7C11E',
  '#EFF1C2',
  '#F0563D',
  '2E313D',
  '#2E064D',
  '#80176B',
  '#B356A1',
  '#59580B',
  'FFFF00',
  '#CC3333',
  '#FF9D33',
  '#F7F7F0',
  '#3EBBA7',
  '00747A',
  '#5C4B51',
  '#8CBEB2',
  '#F2EBBF',
  '#F3B562',
  'BD6060',
  '#0D3E58',
  '#1C848C',
  '#19C0C2',
  '#F3EDD6',
  'DA6260',
  '#022629',
  '#2A5945',
  '#FAFFED',
  '#E6DCC0',
  'B3371C',
  '#F4FAC7',
  '#7BAD8D',
  '#FFB159',
  '#F77F45',
  'C2454E',
  '#A2C1C6',
  '#86B1B7',
  '#AECBAD',
  '#CFDCB0',
  'D6E1D1',
  '#B0DAFF',
  '#325B80',
  '#64B7FF',
  '#586D80',
  '5092CC',
  '#0F808C',
  '#6C8C26',
  '#F2A71B',
  '#F26A1B',
  'D91818',
  '#FFBC6C',
  '#FE9F6C',
  '#BD716E',
  '#74495F',
  '3B2C4D',
  '#FF4D41',
  '#F2931F',
  '#E6CA21',
  '#91B321',
  '1E8C65',
  '#302821',
  '#453629',
  '#5C4837',
  '#8A735F',
  'BDA895',
  '#415457',
  '#5F7B7F',
  '#9ACCAF',
  '#E6EBC4',
  'F9F7C8',
  '#474143',
  '#A69E9D',
  '#E7E2DA',
  '#FFFFFF',
  'E7E8E7',
  '#805939',
  '#BD9962',
  '#E6CD7D',
  '#578072',
  '2D4B4D',
  '#03588C',
  '#1763A6',
  '#419CA6',
  '#54BF83',
  '8DBF41',
  '#00CCFF',
  '#A1FCFF',
  '#040438',
  '#004878',
  'C9FAFF',
  '#534C64',
  '#B7DECF',
  '#F0F3D7',
  '#7E858C',
  'D96557',
  '#7F7364',
  '#CBB08E',
  '#CBC1B7',
  '#789DCB',
  '646F7F',
  '#5C2849',
  '#A73E5C',
  '#EC7263',
  '#FE9551',
  'FFD285',
  '#FF0012',
  '#FF7D00',
  '#FFD900',
  '#5BE300',
  '0084B0',
  '#F24C32',
  '#F29471',
  '#FCDFA6',
  '#36B898',
  '3D7585',
  '#083157',
  '#0A6C87',
  '#459C97',
  '#92CCA5',
  'C9F0B1',
  '#DC941B',
  '#EDC266',
  '#B6952C',
  '#E1D3A6',
  'E9A119',
  '#323836',
  '#BAD1B5',
  '#DBE8CF',
  '#F0F7E8',
  'FFFEF5',
  '#081724',
  '#589494',
  '#8EBBB4',
  '#D0DCD0',
  'F5EED2',
  '#50781C',
  '#9CAD1C',
  '#EAF7E6',
  '#40A5DE',
  '0B5191',
  '#537F79',
  '#78A68F',
  '#CBD49C',
  '#FED457',
  'CB252A',
  '#F23C13',
  '#CBAB78',
  '#FFFFFF',
  '#898373',
  '1F1C17',
  '#450003',
  '#5C0002',
  '#94090D',
  '#D40D12',
  'FFED75',
  '#0770A2',
  '#82D9F7',
  '#FEFEFE',
  '#AEC844',
  'F36622',
  '#30394F',
  '#FF434C',
  '#6ACEEB',
  '#EDE8DF',
  '0E6569',
  '#FF6B6B',
  '#556270',
  '#C7F464',
  '#4ECDC4',
  'EDC8BB',
  '#D9B500',
  '#FFED9C',
  '#BFCC85',
  '#748F74',
  '454545',
  '#452E32',
  '#A34B1B',
  '#B5A187',
  '#EDDF9A',
  'A7CC31',
  '#2C2B33',
  '#596664',
  '#909980',
  '#CCC08D',
  'FF8A00',
  '#C21F1F',
  '#FFFFFC',
  '#E34446',
  '#FFFFDB',
  'E36D6F',
  '#282828',
  '#00AAB5',
  '#C1C923',
  '#F41C54',
  'F5F0F0',
  '#3A3F40',
  '#202627',
  '#151B1E',
  '#EFF4FF',
  '41444D',
  '#DEBB73',
  '#4D0017',
  '#010000',
  '#4D0F30',
  '9A002F',
  '#EB9328',
  '#FFA754',
  '#FFD699',
  '#FFF5DC',
  '4FA6B3',
  '#025E73',
  '#037F8C',
  '#D9D59A',
  '#D9BD6A',
  '590202',
  '#636266',
  '#E0CEA4',
  '#E8A579',
  '#7D6855',
  '42403E',
  '#FF0000',
  '#FF4000',
  '#FF7F00',
  '#FFBF00',
  'FFFF00',
  '#FFFFFF',
  '#74ADA6',
  '#1E5E6F',
  '#241B1F',
  '68A81E',
  '#5A0532',
  '#FF6745',
  '#FFC861',
  '#9DAE64',
  '27404A',
  '#ACCBBC',
  '#467847',
  '#E8E4C1',
  '#A60303',
  '730202',
  '#5C4B51',
  '#8CBEB2',
  '#F2EBBF',
  '#F3B562',
  'F06060',
  '#0D2557',
  '#93A8C9',
  '#FFFFFF',
  '#F5DED5',
  '558D96',
  '#F53C4A',
  '#565157',
  '#10CFC8',
  '#F2EEE7',
  'F5D662',
  '#FFD97B',
  '#E65029',
  '#A60027',
  '#660033',
  '191C26',
  '#595408',
  '#A6800D',
  '#A66D03',
  '#A63F03',
  '730C02',
  '#2E031F',
  '#590424',
  '#8C072B',
  '#BF0A2B',
  'DEEFC5',
  '#E0C882',
  '#A6874E',
  '#BFA169',
  '#D9B779',
  'F2D399',
  '#D88681',
  '#A67673',
  '#746566',
  '#535A5D',
  '324F54',
  '#FC297D',
  '#FB607A',
  '#FDA286',
  '#FDC188',
  'FEE78A',
  '#FFECA1',
  '#B3B27F',
  '#4C5E52',
  '#2F3436',
  'FFBE2C',
  '#D93312',
  '#B3AB82',
  '#45735F',
  '#394D47',
  '2C3233',
  '#324143',
  '#6595A3',
  '#C8E3E8',
  '#FCFFED',
  'B6C28B',
  '#477984',
  '#FEF5EB',
  '#C03C44',
  '#EEAA4D',
  '313E4A',
  '#334D5C',
  '#45B29D',
  '#EFC94C',
  '#E27A3F',
  'DF4949',
  '#630B11',
  '#33322F',
  '#2A2927',
  '#1E1D1C',
  '000000',
  '#D94214',
  '#FFF2C1',
  '#80A894',
  '#52736B',
  '093844',
  '#051E21',
  '#00302D',
  '#856434',
  '#F28C28',
  'FFAD4E',
  '#D7DADD',
  '#DDDEE3',
  '#E1E1E9',
  '#EDEFF4',
  'F2F3F8',
  '#BF495E',
  '#41A693',
  '#F2EC9B',
  '#D9CF48',
  'D9583B',
  '#067072',
  '#14A589',
  '#DECFA6',
  '#BAAE8C',
  'F94B06',
  '#423A38',
  '#47B8C8',
  '#E7EEE2',
  '#BDB9B1',
  'D7503E',
  '#730324',
  '#DFE3E6',
  '#B4C4D4',
  '#8BA2BD',
  '456382',
  '#537374',
  '#F9BD7F',
  '#EBD7A5',
  '#ADC9A5',
  '5C9E99',
  '#88B59E',
  '#B6DEC8',
  '#39464D',
  '#C04229',
  'ABD1AB',
  '#11A7FC',
  '#95D127',
  '#F2E415',
  '#FF8638',
  'EE3551',
  '#212640',
  '#5D718C',
  '#4B95A6',
  '#60BFBF',
  'EFF2D8',
  '#D8A64D',
  '#9B5422',
  '#351411',
  '#5B0D0D',
  '991C11',
  '#53324F',
  '#668D6E',
  '#F2E0A0',
  '#F19B7A',
  'F0756E',
  '#DFE0AF',
  '#A4BAA2',
  '#569492',
  '#41505E',
  '383245',
  '#7BBADE',
  '#93DE7F',
  '#FFED5D',
  '#F29E4A',
  'FF7050',
  '#133800',
  '#1B4F1B',
  '#398133',
  '#5C9548',
  '93E036',
  '#D9D7AD',
  '#91A685',
  '#FF6A00',
  '#37485C',
  '1C232E',
  '#008767',
  '#FFB27A',
  '#FF6145',
  '#AB2141',
  '5E1638',
  '#727B7F',
  '#CCEAEA',
  '#7A7556',
  '#2E2125',
  '44CACC',
  '#FFFFED',
  '#FF2C38',
  '#FF9A3A',
  '#FFF040',
  '67D9FF',
  '#007148',
  '#60A859',
  '#9BDA6A',
  '#C7F774',
  'F9FFEF',
  '#092740',
  '#45698B',
  '#90B0CC',
  '#F1FAFF',
  '8FD36F',
  '#E2FFA0',
  '#7D8076',
  '#FAFFED',
  '#C2CCBE',
  '8F7D70',
  '#00736A',
  '#00BC9F',
  '#F1EEC7',
  '#FEA301',
  'F2561A',
  '#26282E',
  '#AD5138',
  '#F7F7F7',
  '#DDDAE0',
  '8594AE',
  '#1A191F',
  '#35352F',
  '#484042',
  '#4E5252',
  'E64D38',
  '#49454A',
  '#E69B02',
  '#FAF4C6',
  '#B1D631',
  '324052',
  '#5F1A2B',
  '#1D2834',
  '#6F8B78',
  '#E4D49E',
  'C96466',
  '#012D3D',
  '#38AD9E',
  '#FFEB9E',
  '#FF6867',
  'D0DBED',
  '#0D1F36',
  '#104954',
  '#1E9C89',
  '#38CC85',
  '60EB7B',
  '#8C4E03',
  '#9FA66A',
  '#F2EC94',
  '#F23005',
  '8B0F03',
  '#000001',
  '#20201F',
  '#E2E2E4',
  '#590402',
  'B80000',
  '#344059',
  '#465973',
  '#F2D272',
  '#A69460',
  '595139',
  '#33454C',
  '#608F85',
  '#B6E5CB',
  '#8BAF95',
  '54584E',
  '#FBFEF6',
  '#B7BFA4',
  '#687F70',
  '#1A3841',
  'BF3847',
  '#D7E836',
  '#86FFC7',
  '#FFB048',
  '#E8366C',
  '593BFF',
  '#34A9FF',
  '#5982DB',
  '#665EB8',
  '#684682',
  '632E62',
  '#004056',
  '#2C858D',
  '#74CEB7',
  '#C9FFD5',
  'FFFFCB',
  '#BFB978',
  '#84945C',
  '#516967',
  '#4D3130',
  '281B24',
  '#103B73',
  '#20638C',
  '#3786A6',
  '#4EABBF',
  'EBEFF2',
  '#9FB1BF',
  '#1D2D63',
  '#1C5357',
  '#1F6E56',
  '196331',
  '#FFEBBA',
  '#C3BD91',
  '#88947B',
  '#4C3F3F',
  '2A2727',
  '#347373',
  '#4EA6A6',
  '#91D9D9',
  '#FFFFFD',
  'F2E205',
  '#828948',
  '#EFDFC2',
  '#006971',
  '#DC533E',
  '840000',
  '#000137',
  '#29003F',
  '#79003D',
  '#D04D14',
  'F89801',
  '#370005',
  '#4B0005',
  '#5F0005',
  '#730005',
  '870005',
  '#C3AE8D',
  '#F25260',
  '#2D5F73',
  '#6BADC9',
  '8FCED6',
  '#9E1B36',
  '#F7EDBA',
  '#E69B3D',
  '#EB3355',
  '3D241D',
  '#1D8281',
  '#44BF87',
  '#FBD258',
  '#F29A3F',
  'DB634F',
  '#035C75',
  '#1B808C',
  '#31A6A8',
  '#F3F1BC',
  'F3AD14',
  '#FF7500',
  '#665130',
  '#EBB643',
  '#CEDAA8',
  '668E84',
  '#384D3A',
  '#3E6653',
  '#728053',
  '#A68357',
  'D97C71',
  '#012326',
  '#17455C',
  '#E1CAAB',
  '#FE8333',
  'FA4913',
  '#1A2944',
  '#2DA7C7',
  '#56ACBA',
  '#98C4C9',
  'CBD5D2',
  '#BF3542',
  '#CDC5BA',
  '#EBE3D6',
  '#3C3C3C',
  '2E2E2E',
  '#231921',
  '#695F74',
  '#BEB4CB',
  '#EBEBF0',
  'D2DCEB',
  '#34373F',
  '#686C75',
  '#F3E9D0',
  '#BEB7A7',
  '8E867C',
  '#661510',
  '#D9351A',
  '#F2C76F',
  '#BF9727',
  '204D3F',
  '#3CFFEE',
  '#24AABC',
  '#356781',
  '#2C3D51',
  '1C1F24',
  '#DA3537',
  '#FFFCC4',
  '#00585F',
  '#6A6A61',
  '2A2C2B',
  '#AE3135',
  '#D1AF87',
  '#8C826B',
  '#3D3C33',
  'F2F0CE',
  '#FF0894',
  '#FF5E9F',
  '#FF91A7',
  '#FFB5CA',
  'F5F0BA',
  '#99878D',
  '#323232',
  '#646464',
  '#7E4A5C',
  '372129',
  '#3FB8AF',
  '#7FC7AF',
  '#DAD8A7',
  '#FFB38B',
  'FF3F34',
  '#402B3C',
  '#6AA6A6',
  '#D9CCA7',
  '#F2B263',
  'F26835',
  '#6AA690',
  '#F2BC1B',
  '#F2DC99',
  '#F29057',
  'BF1F1F',
  '#F4FAC7',
  '#7BAD8D',
  '#FFB158',
  '#F77F45',
  'C2454E',
  '#E5533C',
  '#F5E346',
  '#93D06D',
  '#50AC6A',
  '227864',
  '#39588A',
  '#A9BDD7',
  '#FFFFFF',
  '#FFEADD',
  'FFD0BB',
  '#B0B595',
  '#615F4F',
  '#828567',
  '#91A380',
  'EAFFCD',
  '#00427F',
  '#0066BD',
  '#66B5CC',
  '#F0E4C5',
  'D6C28F',
  '#FF6313',
  '#F9E4B3',
  '#C29689',
  '#74474B',
  '45232E',
  '#00585F',
  '#009393',
  '#FFFCC4',
  '#C7C49B',
  'EB0A00',
  '#091840',
  '#44A2FF',
  '#F7F7EA',
  '#B3CC63',
  '4C6620',
  '#5CBBE3',
  '#FCF1BC',
  '#5C8182',
  '#383A47',
  'B4F257',
  '#9E9E9E',
  '#E5E1D1',
  '#E0393D',
  '#253746',
  '425563',
  '#4D9453',
  '#FFFFB1',
  '#ADDE4E',
  '#FF9D27',
  'A62A16',
  '#B70046',
  '#FF850B',
  '#FFEBC5',
  '#109679',
  '675A4C',
  '#363636',
  '#0599B0',
  '#A4BD0A',
  '#FFA615',
  'FF2E00',
  '#7D8077',
  '#BBBFB2',
  '#FAFFED',
  '#E82A33',
  'E3DEBC',
  '#FD9F44',
  '#FC5C65',
  '#007269',
  '#03A679',
  'FAF0B9',
  '#134B57',
  '#81A489',
  '#F1D8B5',
  '#F2A054',
  'C04D31',
  '#946E49',
  '#394042',
  '#EDDBAC',
  '#872A0C',
  'BA8E3A',
  '#404040',
  '#024959',
  '#037E8C',
  '#FFFFFF',
  'F24C27',
  '#2A3342',
  '#163C6E',
  '#4E5F61',
  '#E6A015',
  'EDE7BE',
  '#445060',
  '#829AB5',
  '#849E91',
  '#C14543',
  'D6D5D1',
  '#8A9126',
  '#B7BF5E',
  '#FFE9C4',
  '#F5B776',
  'F58E45',
  '#9B2D1E',
  '#3C3A28',
  '#78A080',
  '#9BCD9E',
  'FFFFAE',
  '#FF6138',
  '#FFFF9D',
  '#BEEB9F',
  '#79BD8F',
  '00A388',
  '#990000',
  '#FF6600',
  '#FF9900',
  '#996633',
  'CC9966',
  '#DCE6DA',
  '#B8CCBB',
  '#98B3A5',
  '#7A9994',
  '62858C',
  '#0B1C29',
  '#3B7C8F',
  '#73A5A3',
  '#98C1B7',
  'F0EBD2',
  '#F6CB51',
  '#E25942',
  '#13A89E',
  '#3F4953',
  'F2E7DA',
  '#282F36',
  '#FFFEFC',
  '#BDA21D',
  '#BFBC5B',
  'D2E098',
  '#8C182D',
  '#DE7140',
  '#FCB95A',
  '#FAE285',
  '6A7349',
  '#6B9100',
  '#FFE433',
  '#FF841F',
  '#E03D19',
  'A6001C',
  '#FFEAA7',
  '#D9D697',
  '#9FC49F',
  '#718C6A',
  '543122',
  '#CFF09E',
  '#A8DBA8',
  '#79BD9A',
  '#3B8686',
  '0B486B',
  '#0C2233',
  '#065471',
  '#0A91AB',
  '#FFC045',
  'F2F2F2',
  '#BEE8E0',
  '#373C40',
  '#2E2621',
  '#73320B',
  'FF5E00',
  '#1B2C35',
  '#A3BFC6',
  '#FF005D',
  '#222A30',
  '293A42',
  '#FF8400',
  '#3B4044',
  '#494948',
  '#E6E1D8',
  'F7F2E9',
  '#6A482D',
  '#518C86',
  '#F6BF3D',
  '#EF7C27',
  'BF2424',
  '#261C2B',
  '#292B39',
  '#226468',
  '#608D80',
  '829D8F',
  '#B2AD9A',
  '#110E00',
  '#363226',
  '#A9A695',
  'ECE9D8',
  '#1B1B26',
  '#26394D',
  '#286480',
  '#13B3BF',
  'A3FF57',
  '#F2C2A7',
  '#F5E5C5',
  '#593D28',
  '#422C21',
  '93DEDB',
  '#001028',
  '#033140',
  '#1E5A5B',
  '#7BA78C',
  'EBEDC6',
  '#544E6E',
  '#808CB0',
  '#ABD1D9',
  '#D9FFF7',
  'DDF556',
  '#323A45',
  '#596677',
  '#758194',
  '#FFFFFF',
  'E74C3C',
  '#45291A',
  '#AB926D',
  '#DBD1BC',
  '#4999C3',
  '5FCBEC',
  '#6B151D',
  '#2E1615',
  '#A8553A',
  '#DB8F5A',
  'F2C18E',
  '#000623',
  '#28475C',
  '#4A6C74',
  '#8BA693',
  'F0E3B1',
  '#60807B',
  '#81B37A',
  '#BCCC5F',
  '#FFEE65',
  'E64964',
  '#FFFFFA',
  '#A1A194',
  '#5B605F',
  '#464646',
  'FF6600',
  '#1E1B17',
  '#577270',
  '#9C9A79',
  '#C7BDA1',
  '580E0C',
  '#452F27',
  '#5E504A',
  '#6B6865',
  '#9BBAB2',
  'B0FFED',
  '#1B5257',
  '#F7F6C3',
  '#F28159',
  '#CC5850',
  '4F1C2E',
  '#FAA51B',
  '#BF511F',
  '#2C445E',
  '#2F6D82',
  '5EE4EB',
  '#BF3952',
  '#59364A',
  '#556D73',
  '#D9D1A9',
  'D95F5F',
  '#024959',
  '#037E8C',
  '#F2EFDC',
  '#E74C30',
  '363636',
  '#221A26',
  '#544759',
  '#A197A6',
  '#F27405',
  'D93D04',
  '#C4A44A',
  '#E6D399',
  '#9AB8A9',
  '#7C8A7F',
  '4E4B44',
  '#FFFEC8',
  '#B1BF99',
  '#5B604D',
  '#39382B',
  '26181E',
  '#4E3C51',
  '#21A68D',
  '#3BBF9A',
  '#F2E8B6',
  'F25749',
  '#102144',
  '#1B325E',
  '#254580',
  '#3C63B0',
  '5D8AEA',
  '#2A3A48',
  '#3E6372',
  '#B2D4DC',
  '#FAFAFF',
  'FF4B00',
  '#FFF1BF',
  '#F20058',
  '#FFAEAC',
  '#000001',
  '7D7A96',
  '#FDFFC6',
  '#F2F096',
  '#FF0080',
  '#DE0049',
  '521218',
  '#5B0E00',
  '#FBB500',
  '#FBD864',
  '#807D1A',
  '59233C',
  '#1E1E1F',
  '#424143',
  '#67666A',
  '#807F83',
  'CBC9CF',
  '#3C3658',
  '#3EC8B7',
  '#7CD0B4',
  '#B9D8B1',
  'F7E0AE',
  '#FFFFFF',
  '#99B75F',
  '#D5DD98',
  '#EBF4DB',
  'D8D8D8',
  '#248A8A',
  '#C9FA58',
  '#F9E555',
  '#FAAC38',
  'F2572A',
  '#086B63',
  '#77A490',
  '#E2D8C1',
  '#BFAE95',
  '7C7159',
  '#5C4B51',
  '#8CBEB2',
  '#F2EBBF',
  '#A5C88F',
  'EF847B',
  '#17162F',
  '#89346D',
  '#C76058',
  '#FFB248',
  'E8C475',
  '#6E8F4A',
  '#65D9C5',
  '#F2E7B6',
  '#EDA430',
  'AB3E2C',
  '#30394F',
  '#FF434C',
  '#6ACEEB',
  '#EDE8DF',
  '0E6569',
  '#8E1B13',
  '#F9E4B3',
  '#849689',
  '#46464A',
  '29232E',
  '#686B30',
  '#AB9A52',
  '#E8BA67',
  '#D68F4F',
  'BA512E',
  '#E54E45',
  '#DBC390',
  '#F2F2EF',
  '#13A3A5',
  '403833',
  '#65BA99',
  '#59A386',
  '#F1DDBB',
  '#D6C4A6',
  'E74C3C',
  '#A6FFBC',
  '#4ACFAF',
  '#00A995',
  '#006161',
  '003D4C',
  '#33271E',
  '#8B7653',
  '#C8D9A0',
  '#FDEE9D',
  '233331',
  '#048789',
  '#503D2E',
  '#D44D27',
  '#E2A72E',
  'EFEBC8',
  '#E5FF1E',
  '#A9D943',
  '#75A660',
  '#698070',
  '494D4B',
  '#2DEBA2',
  '#91F57F',
  '#EBAA69',
  '#E70049',
  '2B0027',
  '#990000',
  '#336699',
  '#DDDDDD',
  '#999999',
  '333333',
  '#F13A4B',
  '#3D3C3E',
  '#22BDAF',
  '#F4F4F4',
  'D7D7D7',
  '#F53A59',
  '#001D2D',
  '#15A88C',
  '#B7D9C8',
  'F3F5F4',
];
